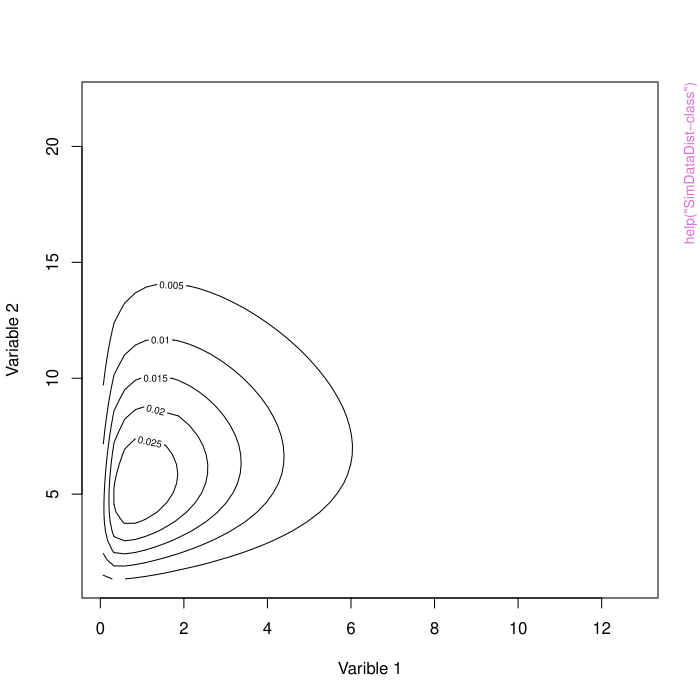

The R source for this figure:
pkgname <- "simsemClassic"
source(file.path(R.home("share"), "R", "examples-header.R"))
options(warn = 1)
options(pager = "console")
library('simsemClassic')

assign(".oldSearch", search(), pos = 'CheckExEnv')
cleanEx()
nameEx("MatrixSet-class")
### * MatrixSet-class

flush(stderr()); flush(stdout())

### Name: MatrixSet-class
### Title: Class '"MatrixSet"'
### Aliases: MatrixSet-class MisspecSet-class summary,MatrixSet-method
###   summary,MisspecSet-method

### ** Examples

showClass("SimSet")

loading <- matrix(0, 6, 2)
loading[1:3, 1] <- NA
loading[4:6, 2] <- NA
loadingValues <- matrix(0, 6, 2)
loadingValues[1:3, 1] <- 0.7
loadingValues[4:6, 2] <- 0.7
LX <- simMatrix(loading, loadingValues)
latent.cor <- matrix(NA, 2, 2)
diag(latent.cor) <- 1
RPH <- symMatrix(latent.cor, 0.5)
error.cor <- matrix(0, 6, 6)
diag(error.cor) <- 1
RTD <- symMatrix(error.cor)
CFA.Model <- simSetCFA(LX = LX, RPH = RPH, RTD = RTD)
MatrixSet <- run(CFA.Model)
summary(MatrixSet)



cleanEx()
nameEx("Null-class")
### * Null-class

flush(stderr()); flush(stdout())

### Name: Nullclass
### Title: Null Objects
### Aliases: NullDataFrame-class NullVector-class NullMatrix-class
###   NullSimMatrix-class NullSymMatrix-class NullSimVector-class
###   NullSimSet-class NullSimEqualCon-class NullSimREqualCon-class
###   NullRSet-class NullSimMisspec-class NullSimDataDist-class
###   NullSimMissing-class NullSimFunction-class
### Keywords: classes

### ** Examples

# No example



cleanEx()
nameEx("SimData-class")
### * SimData-class

flush(stderr()); flush(stdout())

### Name: SimData-class
### Title: Class '"SimData"'
### Aliases: SimData-class run,SimData-method summary,SimData-method
### Keywords: classes

### ** Examples

showClass("SimData")
loading <- matrix(0, 6, 2)
loading[1:3, 1] <- NA
loading[4:6, 2] <- NA
loadingValues <- matrix(0, 6, 2)
loadingValues[1:3, 1] <- 0.7
loadingValues[4:6, 2] <- 0.7
LX <- simMatrix(loading, loadingValues)
latent.cor <- matrix(NA, 2, 2)
diag(latent.cor) <- 1
RPH <- symMatrix(latent.cor, 0.5)
error.cor <- matrix(0, 6, 6)
diag(error.cor) <- 1
RTD <- symMatrix(error.cor)
CFA.Model <- simSetCFA(LY = LX, RPS = RPH, RTE = RTD)
SimData <- simData(CFA.Model, 200)
summary(SimData)
run(SimData)



cleanEx()
nameEx("SimDataDist-class")
### * SimDataDist-class

flush(stderr()); flush(stdout())

### Name: SimDataDist-class
### Title: Class '"SimDataDist"'
### Aliases: SimDataDist-class summary,SimDataDist-method
###   run,SimDataDist-method plotDist,SimDataDist-method
###   extract,SimDataDist-method
### Keywords: classes

### ** Examples

showClass("SimDataDist")

chisq3 <- simChisq(3)
chisq8 <- simChisq(8)
dist <- simDataDist(chisq3, chisq8)
dist2 <- extract(dist, 2)

m <- c(0, 0)
cm <- matrix(c(1, 0.5, 0.5, 1), 2, 2)
n <- 20
dat <- run(dist, n, m, cm)

plotDist(dist, r=0.2)




cleanEx()
nameEx("SimDataOut-class")
### * SimDataOut-class

flush(stderr()); flush(stdout())

### Name: SimDataOut-class
### Title: Class '"SimDataOut"'
### Aliases: SimDataOut-class summary,SimDataOut-method
###   createImpliedMACS,SimDataOut-method
###   summaryPopulation,SimDataOut-method getPopulation,SimDataOut-method
### Keywords: classes

### ** Examples

showClass("SimDataOut")
loading <- matrix(0, 6, 1)
loading[1:6, 1] <- NA
LX <- simMatrix(loading, 0.7)
RPH <- symMatrix(diag(1))
RTD <- symMatrix(diag(6))
CFA.Model <- simSetCFA(LY = LX, RPS = RPH, RTE = RTD)
SimData <- simData(CFA.Model, 500)
SimModel <- simModel(CFA.Model)
Data <- run(SimData, dataOnly=FALSE)
Result <- run(SimModel, Data)
summary(Data)
summaryPopulation(Data)
mis <- getPopulation(Data, misspec=TRUE)



cleanEx()
nameEx("SimEqualCon-class")
### * SimEqualCon-class

flush(stderr()); flush(stdout())

### Name: SimEqualCon-class
### Title: Class '"SimEqualCon"'
### Aliases: SimEqualCon-class summary,SimEqualCon-method
### Keywords: classes

### ** Examples

showClass("SimEqualCon")
constraint1 <- matrix(1, 3, 2)
constraint1[,1] <- 1:3
rownames(constraint1) <- rep("LY", 3)
constraint2 <- matrix(2, 3, 2)
constraint2[,1] <- 4:6
rownames(constraint2) <- rep("LY", 3)
constraint3 <- matrix(3, 2, 2)
constraint3[,1] <- 7:8
rownames(constraint3) <- rep("LY", 2)
equal.loading <- simEqualCon(constraint1, constraint2, constraint3, modelType="SEM")
summary(equal.loading)



cleanEx()
nameEx("SimFunction-class")
### * SimFunction-class

flush(stderr()); flush(stdout())

### Name: SimFunction-class
### Title: Class '"SimFunction"'
### Aliases: SimFunction-class summary,SimFunction-method
###   run,SimFunction-method
### Keywords: classes

### ** Examples

showClass("SimFunction")

n65 <- simNorm(0.6, 0.05)
u35 <- simUnif(0.3, 0.5)
u68 <- simUnif(0.6, 0.8)
u2 <- simUnif(-0.2, 0.2)
n1 <- simNorm(0, 0.1)

loading <- matrix(0, 9, 3)
loading[1:3, 1] <- NA
loading[4:6, 2] <- NA
loading[7:9, 3] <- NA
loading.start <- matrix("", 9, 3)
loading.start[1:3, 1] <- 0.7
loading.start[4:6, 2] <- 0.7
loading.start[7:9, 3] <- "u68"
LY <- simMatrix(loading, loading.start)

RTE <- symMatrix(diag(9))

factor.cor <- diag(3)
factor.cor[1, 2] <- factor.cor[2, 1] <- NA
RPS <- symMatrix(factor.cor, 0.5)

path <- matrix(0, 3, 3)
path[3, 1:2] <- NA
path.start <- matrix(0, 3, 3)
path.start[3, 1] <- "n65"
path.start[3, 2] <- "u35"
BE <- simMatrix(path, path.start)

datGen <- simSetSEM(BE=BE, LY=LY, RPS=RPS, RTE=RTE)

loading.trivial <- matrix(NA, 9, 3)
loading.trivial[is.na(loading)] <- 0
LY.trivial <- simMatrix(loading.trivial, "u2")

error.cor.trivial <- matrix(NA, 9, 9)
diag(error.cor.trivial) <- 0
RTE.trivial <- symMatrix(error.cor.trivial, "n1")

misGen <- simMisspecSEM(LY = LY.trivial, RTE = RTE.trivial)

Data.Mis <- simData(datGen, 300, misspec=misGen)

loading <- matrix(0, 12, 4)
loading[1:3, 1] <- NA
loading[4:6, 2] <- NA
loading[7:9, 4] <- NA
loading[10:12, 3] <- NA

path <- matrix(0, 4, 4)
path[4, 1:3] <- NA

analysis <- simParamSEM(BE=path, LY=loading)

Model <- simModel(analysis)

# Find the products of indicators
newFUN <- function(data, var1, var2, namesProd) {
	prod <- data[,var1] * data[,var2]
	colnames(prod) <- namesProd
	return(data.frame(data, prod))
}

fun <- simFunction(newFUN, var1=paste("y", 1:3, sep=""), var2=paste("y", 4:6, sep=""), namesProd=paste("y", 10:12, sep=""))

# Real simulation will need more than just 10 replications
Output <- simResult(10, Data.Mis, Model, objFunction=fun)
summary(Output)

# Example of using the simfunction
mc <- simFunction(newFUN, var1=1:3, var2=4:6, namesProd=paste("y", 10:12, sep=""))
run(mc, attitude[,-1])
summary(mc)



cleanEx()
nameEx("SimGenLabels-class")
### * SimGenLabels-class

flush(stderr()); flush(stdout())

### Name: SimGenLabels-class
### Title: Class '"SimGenLabels"'
### Aliases: SimGenLabels-class run,SimGenLabels-method
### Keywords: classes

### ** Examples

# No example



cleanEx()
nameEx("SimMatrix-class")
### * SimMatrix-class

flush(stderr()); flush(stdout())

### Name: SimMatrix-class
### Title: Matrix object: Random parameters matrix
### Aliases: SimMatrix-class run,SimMatrix-method
###   summaryShort,SimMatrix-method summary,SimMatrix-method
###   extract,SimMatrix-method
### Keywords: classes

### ** Examples

showClass("SimMatrix")

loading <- matrix(0, 6, 2)
loading[1:3, 1] <- NA
loading[4:6, 2] <- NA
loadingValues <- matrix(0, 6, 2)
loadingValues[1:3, 1] <- 0.7
loadingValues[4:6, 2] <- 0.7
LX <- simMatrix(loading, loadingValues)
summary(LX)
run(LX)

n65 <- simNorm(0.6, 0.05)
LY <- simMatrix(loading, "n65")
summary(LY)
run(LY)

u34 <- simUnif(0.3, 0.4)
LY <- adjust(LY, "u34", c(2, 1))
summary(LY)
run(LY)
summaryShort(LY)

LY <- extract(LY, 1:3, 1)
summary(LY)



cleanEx()
nameEx("SimMissing-class")
### * SimMissing-class

flush(stderr()); flush(stdout())

### Name: SimMissing-class
### Title: Class '"SimMissing"'
### Aliases: SimMissing-class summary,SimMissing-method
###   run,SimMissing-method
### Keywords: classes

### ** Examples

# No Example



cleanEx()
nameEx("SimMisspec-class")
### * SimMisspec-class

flush(stderr()); flush(stdout())

### Name: SimMisspec-class
### Title: Class '"SimMisspec"'
### Aliases: SimMisspec-class run,SimMisspec-method
###   summary,SimMisspec-method
### Keywords: classes

### ** Examples

showClass("SimMisspec")
n01 <- simNorm(0, 0.1)
error.cor.Mis <- matrix(NA, 6, 6)
diag(error.cor.Mis) <- 1
RTD.Mis <- symMatrix(error.cor.Mis, "n01")
CFA.Model.Mis <- simMisspecCFA(RTD=RTD.Mis)



cleanEx()
nameEx("SimModel-class")
### * SimModel-class

flush(stderr()); flush(stdout())

### Name: SimModel-class
### Title: Class '"SimModel"'
### Aliases: SimModel-class run,SimModel-method summary,SimModel-method
### Keywords: classes

### ** Examples

showClass("SimModel")
loading <- matrix(0, 6, 2)
loading[1:3, 1] <- NA
loading[4:6, 2] <- NA
loadingValues <- matrix(0, 6, 2)
loadingValues[1:3, 1] <- 0.7
loadingValues[4:6, 2] <- 0.7
LX <- simMatrix(loading, loadingValues)
latent.cor <- matrix(NA, 2, 2)
diag(latent.cor) <- 1
RPH <- symMatrix(latent.cor, 0.5)
error.cor <- matrix(0, 6, 6)
diag(error.cor) <- 1
RTD <- symMatrix(error.cor)
CFA.Model <- simSetCFA(LX = LX, RPH = RPH, RTD = RTD)
SimModel <- simModel(CFA.Model)
summary(SimModel)



cleanEx()
nameEx("SimModelMIOut-class")
### * SimModelMIOut-class

flush(stderr()); flush(stdout())

### Name: SimModelMIOut-class
### Title: Class '"SimModelMIOut"'
### Aliases: SimModelMIOut-class
### Keywords: classes

### ** Examples

showClass("SimModelMIOut")
loading <- matrix(0, 6, 1)
loading[1:6, 1] <- NA
LX <- simMatrix(loading, 0.7)
RPH <- symMatrix(diag(1))
RTD <- symMatrix(diag(6))
CFA.Model <- simSetCFA(LY = LX, RPS = RPH, RTE = RTD)
SimData <- simData(CFA.Model, 500)
SimModel <- simModel(CFA.Model)
SimMissing <- simMissing(pmMCAR=0.05, numImps=5)
Data <- run(SimData)
Data <- run(SimMissing, Data)
Result <- run(SimModel, Data, SimMissing)
summary(Result)



cleanEx()
nameEx("SimModelOut-class")
### * SimModelOut-class

flush(stderr()); flush(stdout())

### Name: SimModelOut-class
### Title: Class '"SimModelOut"'
### Aliases: SimModelOut-class summary,SimModelOut-method
###   createImpliedMACS,SimModelOut-method
###   summaryPopulation,SimModelOut-method getPopulation,SimModelOut-method
###   setPopulation,SimModelOut,SimRSet-method
###   setPopulation,SimModelOut,SimSet-method
### Keywords: classes

### ** Examples

showClass("SimModelOut")
loading <- matrix(0, 6, 1)
loading[1:6, 1] <- NA
LX <- simMatrix(loading, 0.7)
RPH <- symMatrix(diag(1))
RTD <- symMatrix(diag(6))
CFA.Model <- simSetCFA(LY = LX, RPS = RPH, RTE = RTD)
SimData <- simData(CFA.Model, 500)
SimModel <- simModel(CFA.Model)
Data <- run(SimData)
Result <- run(SimModel, Data)
summary(Result)
summaryParam(Result)
summaryPopulation(Result)
param <- getPopulation(Result)
Result2 <- setPopulation(Result, param)
Result3 <- setPopulation(Result, CFA.Model)



cleanEx()
nameEx("SimParam-class")
### * SimParam-class

flush(stderr()); flush(stdout())

### Name: SimParam-class
### Title: Class '"SimParam"'
### Aliases: SimParam-class summary,SimParam-method

### ** Examples

showClass("SimParam")

library(lavaan)
loading <- matrix(0, 9, 3)
loading[1:3, 1] <- NA
loading[4:6, 2] <- NA
loading[7:9, 3] <- NA
HS.Model <- simParamCFA(LX = loading)
summary(HS.Model)
SimModel <- simModel(HS.Model, indLab=paste("x", 1:9, sep=""))
out <- run(SimModel, HolzingerSwineford1939)
summary(out)

HS.Model2 <- extract(HS.Model, y=1:3)
summary(HS.Model2)



cleanEx()
nameEx("SimREqualCon-class")
### * SimREqualCon-class

flush(stderr()); flush(stdout())

### Name: SimREqualCon-class
### Title: Class '"SimREqualCon"'
### Aliases: SimREqualCon-class summary,SimREqualCon-method
### Keywords: classes

### ** Examples

# No example



cleanEx()
nameEx("SimResult-class")
### * SimResult-class

flush(stderr()); flush(stdout())

### Name: SimResult-class
### Title: Class '"SimResult"'
### Aliases: SimResult-class summary,SimResult-method
###   summaryPopulation,SimResult-method getPopulation,SimResult-method
###   setPopulation,SimResult,data.frame-method
###   setPopulation,SimResult,SimSet-method
###   setPopulation,SimResult,VirtualRSet-method
### Keywords: classes

### ** Examples

showClass("SimResult")
loading <- matrix(0, 6, 1)
loading[1:6, 1] <- NA
LX <- simMatrix(loading, 0.7)
RPH <- symMatrix(diag(1))
RTD <- symMatrix(diag(6))
CFA.Model <- simSetCFA(LY = LX, RPS = RPH, RTE = RTD)
SimData <- simData(CFA.Model, 500)
SimModel <- simModel(CFA.Model)
# We make the examples running only 5 replications to save time.
# In reality, more replications are needed.
Output <- simResult(5, SimData, SimModel)
summary(Output)
getCutoff(Output, 0.05)
summaryParam(Output)
summaryPopulation(Output)
param <- getPopulation(Output)
Output <- setPopulation(Output, param)
Output2 <- setPopulation(Output, CFA.Model)



cleanEx()
nameEx("SimResultParam-class")
### * SimResultParam-class

flush(stderr()); flush(stdout())

### Name: SimResultParam-class
### Title: Class '"SimResultParam"'
### Aliases: SimResultParam-class summary,SimResultParam-method
###   summaryParam,SimResultParam-method
### Keywords: classes

### ** Examples

showClass("SimResultParam")

u35 <- simUnif(0.3, 0.5)
u57 <- simUnif(0.5, 0.7)
u1 <- simUnif(-0.1, 0.1)
n31 <- simNorm(0.3, 0.1)

path.BE <- matrix(0, 4, 4)
path.BE[3, 1:2] <- NA
path.BE[4, 3] <- NA
starting.BE <- matrix("", 4, 4)
starting.BE[3, 1:2] <- "u35"
starting.BE[4, 3] <- "u57"
BE <- simMatrix(path.BE, starting.BE)

residual.error <- diag(4)
residual.error[1,2] <- residual.error[2,1] <- NA
RPS <- symMatrix(residual.error, "n31")

ME <- simVector(rep(NA, 4), 0)

Path.Model <- simSetPath(RPS = RPS, BE = BE, ME = ME)

mis.path.BE <- matrix(0, 4, 4)
mis.path.BE[4, 1:2] <- NA
mis.BE <- simMatrix(mis.path.BE, "u1")
Path.Mis.Model <- simMisspecPath(BE = mis.BE, misfitType="rmsea") #, misfitBound=c(0.05, 0.08))

# The number of replications in actual analysis should be much more than 5
ParamObject <- simResultParam(5, Path.Model, Path.Mis.Model)
summary(ParamObject)



cleanEx()
nameEx("SimSet-class")
### * SimSet-class

flush(stderr()); flush(stdout())

### Name: SimSet-class
### Title: Class '"SimSet"'
### Aliases: SimSet-class run,SimSet-method summary,SimSet-method
###   extract,SimSet-method

### ** Examples

showClass("SimSet")

loading <- matrix(0, 6, 2)
loading[1:3, 1] <- NA
loading[4:6, 2] <- NA
loadingValues <- matrix(0, 6, 2)
loadingValues[1:3, 1] <- 0.7
loadingValues[4:6, 2] <- 0.7
LX <- simMatrix(loading, loadingValues)
summary(LX)

latent.cor <- matrix(NA, 2, 2)
diag(latent.cor) <- 1
RPH <- symMatrix(latent.cor, 0.5)

# Error Correlation Object
error.cor <- matrix(0, 6, 6)
diag(error.cor) <- 1
RTD <- symMatrix(error.cor)

CFA.Model <- simSetCFA(LX = LX, RPH = RPH, RTD = RTD)
summary(CFA.Model)
#run(CFA.Model)

CFA.Model2 <- extract(CFA.Model, y=1:3, e=1)
summary(CFA.Model2)



cleanEx()
nameEx("SimVector-class")
### * SimVector-class

flush(stderr()); flush(stdout())

### Name: SimVector-class
### Title: Vector object: Random parameters vector
### Aliases: SimVector-class run,SimVector-method
###   summaryShort,SimVector-method summary,SimVector-method
###   extract,SimVector-method
### Keywords: classes

### ** Examples

showClass("SimVector")

factor.mean <- rep(NA, 2)
factor.mean.starting <- c(5, 2)
AL <- simVector(factor.mean, factor.mean.starting)
run(AL)
summary(AL)
summaryShort(AL)

n01 <- simNorm(0, 1)
AL <- adjust(AL, "n01", 2)
run(AL)
summary(AL)

AL <- extract(AL, 1)
summary(AL)



cleanEx()
nameEx("SymMatrix-class")
### * SymMatrix-class

flush(stderr()); flush(stdout())

### Name: SymMatrix-class
### Title: Symmetric matrix object: Random parameters symmetric matrix
### Aliases: SymMatrix-class run,SymMatrix-method summary,SymMatrix-method
### Keywords: classes

### ** Examples

showClass("SymMatrix")

latent.cor <- matrix(NA, 3, 3)
diag(latent.cor) <- 1
RPH <- symMatrix(latent.cor, 0.5)

u46 <- simUnif(0.4, 0.6)
RPH <- adjust(RPH, "u46", c(3,2))
summary(RPH)
summaryShort(RPH)
run(RPH)



cleanEx()
nameEx("VirtualDist-class")
### * VirtualDist-class

flush(stderr()); flush(stdout())

### Name: VirtualDist-class
### Title: Distribution Objects
### Aliases: VirtualDist-class SimBeta-class SimBinom-class SimCauchy-class
###   SimChisq-class SimExp-class SimF-class SimGamma-class SimGeom-class
###   SimHyper-class SimLnorm-class SimLogis-class SimNbinom-class
###   SimNorm-class SimPois-class SimT-class SimUnif-class SimWeibull-class
###   run,SimBeta-method run,SimBinom-method run,SimCauchy-method
###   run,SimChisq-method run,SimExp-method run,SimF-method
###   run,SimGamma-method run,SimGeom-method run,SimHyper-method
###   run,SimLnorm-method run,SimLogis-method run,SimNbinom-method
###   run,SimNorm-method run,SimPois-method run,SimT-method
###   run,SimUnif-method run,SimWeibull-method summary,SimBeta-method
###   summary,SimBinom-method summary,SimCauchy-method
###   summary,SimChisq-method summary,SimExp-method summary,SimF-method
###   summary,SimGamma-method summary,SimGeom-method
###   summary,SimHyper-method summary,SimLnorm-method
###   summary,SimLogis-method summary,SimNbinom-method
###   summary,SimNorm-method summary,SimPois-method summary,SimT-method
###   summary,SimUnif-method summary,SimWeibull-method
###   summaryShort,SimBeta-method summaryShort,SimBinom-method
###   summaryShort,SimCauchy-method summaryShort,SimChisq-method
###   summaryShort,SimExp-method summaryShort,SimF-method
###   summaryShort,SimGamma-method summaryShort,SimGeom-method
###   summaryShort,SimHyper-method summaryShort,SimLnorm-method
###   summaryShort,SimLogis-method summaryShort,SimNbinom-method
###   summaryShort,SimNorm-method summaryShort,SimPois-method
###   summaryShort,SimT-method summaryShort,SimUnif-method
###   summaryShort,SimWeibull-method toFunction,SimBeta-method
###   toFunction,SimBinom-method toFunction,SimCauchy-method
###   toFunction,SimChisq-method toFunction,SimExp-method
###   toFunction,SimF-method toFunction,SimGamma-method
###   toFunction,SimGeom-method toFunction,SimHyper-method
###   toFunction,SimLnorm-method toFunction,SimLogis-method
###   toFunction,SimNbinom-method toFunction,SimNorm-method
###   toFunction,SimPois-method toFunction,SimT-method
###   toFunction,SimUnif-method toFunction,SimWeibull-method
###   plotDist,VirtualDist-method skew,VirtualDist-method
###   kurtosis,VirtualDist-method
### Keywords: classes

### ** Examples

showClass("VirtualDist")
u1 <- simUnif(0, 1)
chi3 <- simChisq(3)
summary(chi3)
skew(chi3)
kurtosis(chi3)
plotDist(chi3)
plotDist(chi3, reverse=TRUE)



cleanEx()
nameEx("VirtualRSet-class")
### * VirtualRSet-class

flush(stderr()); flush(stdout())

### Name: ParameterSet
### Title: Class '"VirtualRSet"', '"SimLabels"' and '"SimRSet"'
### Aliases: VirtualRSet-class SimRSet-class SimLabels-class
###   summary,VirtualRSet-method summary,SimRSet-method
###   summary,SimLabels-method

### ** Examples

# No example



cleanEx()
nameEx("adjust")
### * adjust

flush(stderr()); flush(stdout())

### Name: adjust
### Title: Change an element in 'SimMatrix', 'SymMatrix', or 'SimVector'.
### Aliases: adjust adjust-methods adjust,ANY-method
###   adjust,SimMatrix-method adjust,SymMatrix-method
###   adjust,SimVector-method

### ** Examples

loading <- matrix(0, 6, 2)
loading[1:3, 1] <- NA
loading[4:6, 2] <- NA
LX <- simMatrix(loading, 0.7)
summary(LX)
run(LX)

u34 <- simUnif(0.3, 0.4)
LX <- adjust(LX, "u34", c(2, 1))
summary(LX)
run(LX)

LX <- adjust(LX, 0, c(2,1))
LX <- adjust(LX, 0.5, c(2,2), FALSE)
summary(LX)
run(LX)

factor.mean <- rep(NA, 2)
factor.mean.starting <- c(5, 2)
AL <- simVector(factor.mean, factor.mean.starting)
run(AL)
summary(AL)

n01 <- simNorm(0, 1)
AL <- adjust(AL, "n01", 2)
run(AL)
summary(AL)



cleanEx()
nameEx("anova")
### * anova

flush(stderr()); flush(stdout())

### Name: anova
### Title: Provide a comparison of nested models and nonnested models
###   across replications
### Aliases: anova,SimResult-method anova,SimModelOut-method
###   anova,SimModelMIOut-method

### ** Examples

loading1 <- matrix(0, 6, 1)
loading1[1:6, 1] <- NA
loading2 <- loading1
loading2[6,1] <- 0
LX1 <- simMatrix(loading1, 0.7)
LX2 <- simMatrix(loading2, 0.7)
RPH <- symMatrix(diag(1))
RTD <- symMatrix(diag(6))
CFA.Model1 <- simSetCFA(LY = LX1, RPS = RPH, RTE = RTD)
CFA.Model2 <- simSetCFA(LY = LX2, RPS = RPH, RTE = RTD)
SimData <- simData(CFA.Model1, 500)
SimModel1 <- simModel(CFA.Model1)
SimModel2 <- simModel(CFA.Model2)
# We make the examples running only 5 replications to save time.
# In reality, more replications are needed.
# Need to make sure that both simResult calls have the same seed!
Output1 <- simResult(5, SimData, SimModel1, seed=123567)
Output2 <- simResult(5, SimData, SimModel2, seed=123567)
anova(Output1, Output2)

Output1b <- simResult(NULL, SimData, SimModel1, seed=123567, n=seq(50, 500, 50))
Output2b <- simResult(NULL, SimData, SimModel2, seed=123567, n=seq(50, 500, 50))
anova(Output1b, Output2b)



cleanEx()
nameEx("blankParameters")
### * blankParameters

flush(stderr()); flush(stdout())

### Name: blankParameters
### Title: Change all elements in the non-null objects to be all NAs.
### Aliases: blankParameters

### ** Examples

# No example



cleanEx()
nameEx("centralMoment")
### * centralMoment

flush(stderr()); flush(stdout())

### Name: centralMoment
### Title: Calculate central moments of a variable
### Aliases: centralMoment

### ** Examples

# This function is not public.

# centralMoment(1:5, 2)



cleanEx()
nameEx("checkInputValue")
### * checkInputValue

flush(stderr()); flush(stdout())

### Name: checkInputValue
### Title: Check the value argument in the matrix, symmetric matrix, or
###   vector objects
### Aliases: checkInputValue checkInputValueVector

### ** Examples

# No example



cleanEx()
nameEx("clean")
### * clean

flush(stderr()); flush(stdout())

### Name: clean
### Title: Extract only converged replications in the result objects
### Aliases: clean

### ** Examples

# No example



cleanEx()
nameEx("cleanSimResult")
### * cleanSimResult

flush(stderr()); flush(stdout())

### Name: cleanSimResult
### Title: Extract only converged replications in the result object
### Aliases: cleanSimResult

### ** Examples

# No example



cleanEx()
nameEx("collapseExo")
### * collapseExo

flush(stderr()); flush(stdout())

### Name: collapseExo
### Title: Collapse all exogenous variables and put all in endogenous side
###   only.
### Aliases: collapseExo

### ** Examples

# No example



cleanEx()
nameEx("combineLatentCorExoEndo")
### * combineLatentCorExoEndo

flush(stderr()); flush(stdout())

### Name: combineLatentCorExoEndo
### Title: Combine exogenous factor correlation and endogenous factor
###   correlation into a single matrix
### Aliases: combineLatentCorExoEndo

### ** Examples

# No example



cleanEx()
nameEx("combineLoadingExoEndo")
### * combineLoadingExoEndo

flush(stderr()); flush(stdout())

### Name: combineLoadingExoEndo
### Title: Combine factor loading from the exogenous and endogenous sides
###   into a single matrix
### Aliases: combineLoadingExoEndo

### ** Examples

# No example



cleanEx()
nameEx("combineMeasurementErrorExoEndo")
### * combineMeasurementErrorExoEndo

flush(stderr()); flush(stdout())

### Name: combineMeasurementErrorExoEndo
### Title: Combine measurement error correlation from the exogenous and
###   endogenous sides into a single matrix
### Aliases: combineMeasurementErrorExoEndo

### ** Examples

# No example



cleanEx()
nameEx("combineObject")
### * combineObject

flush(stderr()); flush(stdout())

### Name: combineObject
### Title: Combine by summing or binding two objects together.
### Aliases: combineObject combineObject-methods
###   combineObject,ANY,ANY-method combineObject,SimMatrix,SimMatrix-method
###   combineObject,SimVector,SimVector-method
###   combineObject,vector,vector-method combineObject,matrix,matrix-method
###   combineObject,MatrixSet,MatrixSet-method
###   combineObject,SimParam,list-method

### ** Examples

# No example



cleanEx()
nameEx("combinePathExoEndo")
### * combinePathExoEndo

flush(stderr()); flush(stdout())

### Name: combinePathExoEndo
### Title: Combine the regression coefficient matrices
### Aliases: combinePathExoEndo

### ** Examples

# No example



cleanEx()
nameEx("constantVector")
### * constantVector

flush(stderr()); flush(stdout())

### Name: constantVector
### Title: Create a constant vector object
### Aliases: constantVector

### ** Examples

# This function is not public.

# constantVector(0, 5)



cleanEx()
nameEx("constrainMatrices")
### * constrainMatrices

flush(stderr()); flush(stdout())

### Name: constrainMatrices
### Title: Impose an equality constraint in an object
### Aliases: constrainMatrices constrainMatrices-methods
###   constrainMatrices,ANY,ANY-method
###   constrainMatrices,MatrixSet,SimEqualCon-method

### ** Examples

# No example



cleanEx()
nameEx("continuousPower")
### * continuousPower

flush(stderr()); flush(stdout())

### Name: continuousPower
### Title: Find power of model parameters when simulations have randomly
###   varying parameters
### Aliases: continuousPower

### ** Examples

## Not run: 
##D # Specify Sample Size by n
##D loading <- matrix(0, 6, 1)
##D loading[1:6, 1] <- NA
##D LX <- simMatrix(loading, 0.7)
##D RPH <- symMatrix(diag(1))
##D RTD <- symMatrix(diag(6))
##D CFA.Model <- simSetCFA(LY = LX, RPS = RPH, RTE = RTD)
##D SimData <- simData(CFA.Model, 500)
##D SimModel <- simModel(CFA.Model)
##D # We will use only 5 replications to save time.
##D # In reality, more replications are needed.
##D 
##D # Specify both sample size and percent missing completely at random
##D Output <- simResult(NULL, SimData, SimModel, n=seq(100, 200, 20), pmMCAR=c(0, 0.1, 0.2))
##D summary(Output)
##D 
##D Cpow <- continuousPower(Output, contN = TRUE, contMCAR = TRUE)
##D Cpow
##D 
##D Cpow2 <- continuousPower(Output, contN = TRUE, contMCAR = TRUE, pred=list(N = 200, pmMCAR = 0.3))
##D Cpow2
## End(Not run)



cleanEx()
nameEx("countFreeParameters")
### * countFreeParameters

flush(stderr()); flush(stdout())

### Name: countFreeParameters
### Title: Count how many free parameters in the target object
### Aliases: countFreeParameters countFreeParameters-methods
###   countFreeParameters,ANY-method countFreeParameters,SimMatrix-method
###   countFreeParameters,SymMatrix-method
###   countFreeParameters,SimVector-method
###   countFreeParameters,SimSet-method countFreeParameters,matrix-method
###   countFreeParameters,vector-method
###   countFreeParameters,VirtualRSet-method
###   countFreeParameters,SimEqualCon-method
###   countFreeParameters,SimREqualCon-method

### ** Examples

# No example



cleanEx()
nameEx("countMACS")
### * countMACS

flush(stderr()); flush(stdout())

### Name: countMACS
### Title: Count the number of elements in the sufficient statistics
### Aliases: countMACS

### ** Examples

# No example



cleanEx()
nameEx("cov2corMod")
### * cov2corMod

flush(stderr()); flush(stdout())

### Name: cov2corMod
### Title: Convert a covariance matrix to a correlation matrix
### Aliases: cov2corMod

### ** Examples

# No example



cleanEx()
nameEx("createData")
### * createData

flush(stderr()); flush(stdout())

### Name: createData
### Title: Create data from model parameters
### Aliases: createData

### ** Examples

# No example



cleanEx()
nameEx("createFreeParameters")
### * createFreeParameters

flush(stderr()); flush(stdout())

### Name: createFreeParameters
### Title: Create a free parameters object from a model specification
### Aliases: createFreeParameters

### ** Examples

# No comment out because this function is not public

# loading <- matrix(0, 6, 2)
# loading[1:3, 1] <- NA
# loading[4:6, 2] <- NA
# loadingValues <- matrix(0, 6, 2)
# loadingValues[1:3, 1] <- 0.7
# loadingValues[4:6, 2] <- 0.7
# LX <- simMatrix(loading, loadingValues)
# latent.cor <- matrix(NA, 2, 2)
# diag(latent.cor) <- 1
# RPH <- symMatrix(latent.cor, 0.5)
# error.cor <- matrix(0, 6, 6)
# diag(error.cor) <- 1
# RTD <- symMatrix(error.cor)
# indicator.mean <- rep(NA, 6)
# MX <- simVector(indicator.mean, 0)
# CFA.Model <- simSetCFA(LX = LX, RPH = RPH, RTD = RTD, MX = MX)
# free <- createFreeParameters(CFA.Model)



cleanEx()
nameEx("createImpliedMACS")
### * createImpliedMACS

flush(stderr()); flush(stdout())

### Name: createImpliedMACS
### Title: Create model implied mean vector and covariance matrix
### Aliases: createImpliedMACS createImpliedMACS-methods
###   createImpliedMACS,MatrixSet-method createImpliedMACS,SimRSet-method

### ** Examples

loading <- matrix(0, 6, 2)
loading[1:3, 1] <- NA
loading[4:6, 2] <- NA
loadingValues <- matrix(0, 6, 2)
loadingValues[1:3, 1] <- 0.7
loadingValues[4:6, 2] <- 0.7
LX <- simMatrix(loading, loadingValues)
latent.cor <- matrix(NA, 2, 2)
diag(latent.cor) <- 1
RPH <- symMatrix(latent.cor, 0.5)
error.cor <- matrix(0, 6, 6)
diag(error.cor) <- 1
RTD <- symMatrix(error.cor)
CFA.Model <- simSetCFA(LY = LX, RPS = RPH, RTE = RTD)
param <- run(CFA.Model)
createImpliedMACS(param)



cleanEx()
nameEx("defaultStartingValues")
### * defaultStartingValues

flush(stderr()); flush(stdout())

### Name: defaultStartingValues
### Title: Make ad hoc starting values
### Aliases: defaultStartingValues

### ** Examples

# No example



cleanEx()
nameEx("divideObject")
### * divideObject

flush(stderr()); flush(stdout())

### Name: divideObject
### Title: Make a division on each element of the object
### Aliases: divideObject divideObject-methods divideObject,ANY-method
###   divideObject,vector,numeric-method divideObject,matrix,numeric-method
###   divideObject,MatrixSet,numeric-method

### ** Examples

# No example



cleanEx()
nameEx("drawParameters")
### * drawParameters

flush(stderr()); flush(stdout())

### Name: drawParameters
### Title: Create parameter sets (with or without model misspecification)
###   from the data object
### Aliases: drawParameters

### ** Examples

# No example



cleanEx()
nameEx("drawParametersMisspec")
### * drawParametersMisspec

flush(stderr()); flush(stdout())

### Name: drawParametersMisspec
### Title: Create parameter sets (with or without model misspecification)
###   from the parameter with or without misspecification set
### Aliases: drawParametersMisspec

### ** Examples

# No example



cleanEx()
nameEx("expandMatrices")
### * expandMatrices

flush(stderr()); flush(stdout())

### Name: expandMatrices
### Title: Expand the set of intercept and covariance matrices into the set
###   of intercept/mean and covariance/correlation/variance objects
### Aliases: expandMatrices

### ** Examples

# No example



cleanEx()
nameEx("extract")
### * extract

flush(stderr()); flush(stdout())

### Name: extract
### Title: Extract a part of an object
### Aliases: extract extract-methods extract,vector-method
###   extract,matrix-method extract,VirtualRSet-method
###   extract,data.frame-method

### ** Examples

extract(1:10, c(4, 5))
extract(diag(3), 1, 2:3)



cleanEx()
nameEx("extractLavaanFit")
### * extractLavaanFit

flush(stderr()); flush(stdout())

### Name: extractLavaanFit
### Title: Extract fit indices from the lavaan object
### Aliases: extractLavaanFit

### ** Examples

# No example



cleanEx()
nameEx("extractMatrixNames")
### * extractMatrixNames

flush(stderr()); flush(stdout())

### Name: extractMatrixNames
### Title: Extract a vector of parameter names based on specified rows and
###   columns
### Aliases: extractMatrixNames

### ** Examples

# The function is not public

# vec <- c("LY1_1", "LY2_1", "LY3_1", "LY4_2", "LY5_2", "LY6_2", "LY7_3")
# extractMatrixNames(vec, 5:6, 2)



cleanEx()
nameEx("extractOpenMxFit")
### * extractOpenMxFit

flush(stderr()); flush(stdout())

### Name: extractOpenMxFit
### Title: Extract the fit indices reported by the 'OpenMx' result
### Aliases: extractOpenMxFit

### ** Examples

# No example



cleanEx()
nameEx("extractVectorNames")
### * extractVectorNames

flush(stderr()); flush(stdout())

### Name: extractVectorNames
### Title: Extract a vector of parameter names based on specified elements
### Aliases: extractVectorNames

### ** Examples

# The function is not public

#vec <- c("TY1", "TY2", "TY3", "TY4", "TY5", "TY6", "TY7")
#extractVectorNames(vec, 5:6)



cleanEx()
nameEx("fillParam")
### * fillParam

flush(stderr()); flush(stdout())

### Name: fillParam
### Title: Fill in other objects based on the parameter values of current
###   objects
### Aliases: fillParam

### ** Examples

# No example



cleanEx()
nameEx("find2Dhist")
### * find2Dhist

flush(stderr()); flush(stdout())

### Name: find2Dhist
### Title: Fit the 2D Kernel Density Estimate
### Aliases: find2Dhist

### ** Examples

# No example



cleanEx()
nameEx("findFactorIntercept")
### * findFactorIntercept

flush(stderr()); flush(stdout())

### Name: findFactorIntercept
### Title: Find factor intercept from regression coefficient matrix and
###   factor total means
### Aliases: findFactorIntercept

### ** Examples

path <- matrix(0, 9, 9)
path[4, 1] <- path[7, 4] <- 0.6
path[5, 2] <- path[8, 5] <- 0.6
path[6, 3] <- path[9, 6] <- 0.6
path[5, 1] <- path[8, 4] <- 0.4
path[6, 2] <- path[9, 5] <- 0.4
factorMean <- c(5, 2, 3, 0, 0, 0, 0, 0, 0)
findFactorIntercept(path, factorMean)



cleanEx()
nameEx("findFactorMean")
### * findFactorMean

flush(stderr()); flush(stdout())

### Name: findFactorMean
### Title: Find factor total means from regression coefficient matrix and
###   factor intercept
### Aliases: findFactorMean

### ** Examples

path <- matrix(0, 9, 9)
path[4, 1] <- path[7, 4] <- 0.6
path[5, 2] <- path[8, 5] <- 0.6
path[6, 3] <- path[9, 6] <- 0.6
path[5, 1] <- path[8, 4] <- 0.4
path[6, 2] <- path[9, 5] <- 0.4
intcept <- c(5, 2, 3, 0, 0, 0, 0, 0, 0)
findFactorMean(path, intcept)



cleanEx()
nameEx("findFactorResidualVar")
### * findFactorResidualVar

flush(stderr()); flush(stdout())

### Name: findFactorResidualVar
### Title: Find factor residual variances from regression coefficient
###   matrix, factor (residual) correlations, and total factor variances
### Aliases: findFactorResidualVar

### ** Examples

path <- matrix(0, 9, 9)
path[4, 1] <- path[7, 4] <- 0.6
path[5, 2] <- path[8, 5] <- 0.6
path[6, 3] <- path[9, 6] <- 0.6
path[5, 1] <- path[8, 4] <- 0.4
path[6, 2] <- path[9, 5] <- 0.4
facCor <- diag(9)
facCor[1, 2] <- facCor[2, 1] <- 0.4
facCor[1, 3] <- facCor[3, 1] <- 0.4
facCor[2, 3] <- facCor[3, 2] <- 0.4
totalVar <- rep(1, 9)
findFactorResidualVar(path, facCor, totalVar)



cleanEx()
nameEx("findFactorTotalCov")
### * findFactorTotalCov

flush(stderr()); flush(stdout())

### Name: findFactorTotalCov
### Title: Find factor total covariance from regression coefficient matrix,
###   factor residual covariance
### Aliases: findFactorTotalCov

### ** Examples

path <- matrix(0, 9, 9)
path[4, 1] <- path[7, 4] <- 0.6
path[5, 2] <- path[8, 5] <- 0.6
path[6, 3] <- path[9, 6] <- 0.6
path[5, 1] <- path[8, 4] <- 0.4
path[6, 2] <- path[9, 5] <- 0.4
facCor <- diag(9)
facCor[1, 2] <- facCor[2, 1] <- 0.4
facCor[1, 3] <- facCor[3, 1] <- 0.4
facCor[2, 3] <- facCor[3, 2] <- 0.4
residualVar <- c(1, 1, 1, 0.64, 0.288, 0.288, 0.64, 0.29568, 0.21888)
findFactorTotalCov(path, corPsi=facCor, errorVarPsi=residualVar)



cleanEx()
nameEx("findFactorTotalVar")
### * findFactorTotalVar

flush(stderr()); flush(stdout())

### Name: findFactorTotalVar
### Title: Find factor total variances from regression coefficient matrix,
###   factor (residual) correlations, and factor residual variances
### Aliases: findFactorTotalVar

### ** Examples

path <- matrix(0, 9, 9)
path[4, 1] <- path[7, 4] <- 0.6
path[5, 2] <- path[8, 5] <- 0.6
path[6, 3] <- path[9, 6] <- 0.6
path[5, 1] <- path[8, 4] <- 0.4
path[6, 2] <- path[9, 5] <- 0.4
facCor <- diag(9)
facCor[1, 2] <- facCor[2, 1] <- 0.4
facCor[1, 3] <- facCor[3, 1] <- 0.4
facCor[2, 3] <- facCor[3, 2] <- 0.4
residualVar <- c(1, 1, 1, 0.64, 0.288, 0.288, 0.64, 0.29568, 0.21888)
findFactorTotalVar(path, facCor, residualVar)



cleanEx()
nameEx("findIndIntercept")
### * findIndIntercept

flush(stderr()); flush(stdout())

### Name: findIndIntercept
### Title: Find indicator intercepts from factor loading matrix, total
###   factor mean, and indicator mean.
### Aliases: findIndIntercept

### ** Examples

loading <- matrix(0, 6, 2)
loading[1:3, 1] <- c(0.6, 0.7, 0.8)
loading[4:6, 2] <- c(0.6, 0.7, 0.8)
facMean <- c(0.5, 0.2)
indMean <- rep(1, 6)
findIndIntercept(loading, facMean, indMean)



cleanEx()
nameEx("findIndMean")
### * findIndMean

flush(stderr()); flush(stdout())

### Name: findIndMean
### Title: Find indicator total means from factor loading matrix, total
###   factor mean, and indicator intercept.
### Aliases: findIndMean

### ** Examples

loading <- matrix(0, 6, 2)
loading[1:3, 1] <- c(0.6, 0.7, 0.8)
loading[4:6, 2] <- c(0.6, 0.7, 0.8)
facMean <- c(0.5, 0.2)
intcept <- rep(0, 6)
findIndMean(loading, facMean, intcept)



cleanEx()
nameEx("findIndResidualVar")
### * findIndResidualVar

flush(stderr()); flush(stdout())

### Name: findIndResidualVar
### Title: Find indicator residual variances from factor loading matrix,
###   total factor covariance, and total indicator variances.
### Aliases: findIndResidualVar

### ** Examples

loading <- matrix(0, 6, 2)
loading[1:3, 1] <- c(0.6, 0.7, 0.8)
loading[4:6, 2] <- c(0.6, 0.7, 0.8)
facCov <- matrix(c(1, 0.5, 0.5, 1), 2, 2)
totalVar <- rep(1, 6)
findIndResidualVar(loading, facCov, totalVar)



cleanEx()
nameEx("findIndTotalVar")
### * findIndTotalVar

flush(stderr()); flush(stdout())

### Name: findIndTotalVar
### Title: Find indicator total variances from factor loading matrix, total
###   factor covariance, and indicator residual variances.
### Aliases: findIndTotalVar

### ** Examples

loading <- matrix(0, 6, 2)
loading[1:3, 1] <- c(0.6, 0.7, 0.8)
loading[4:6, 2] <- c(0.6, 0.7, 0.8)
facCov <- matrix(c(1, 0.5, 0.5, 1), 2, 2)
resVar <- c(0.64, 0.51, 0.36, 0.64, 0.51, 0.36)
findIndTotalVar(loading, facCov, resVar)



cleanEx()
nameEx("findPossibleFactorCor")
### * findPossibleFactorCor

flush(stderr()); flush(stdout())

### Name: findPossibleFactorCor
### Title: Find the appropriate position for freely estimated correlation
###   (or covariance) given a regression coefficient matrix
### Aliases: findPossibleFactorCor

### ** Examples

path <- matrix(0, 9, 9)
path[4, 1] <- path[7, 4] <- NA
path[5, 2] <- path[8, 5] <- NA
path[6, 3] <- path[9, 6] <- NA
path[5, 1] <- path[8, 4] <- NA
path[6, 2] <- path[9, 5] <- NA
findPossibleFactorCor(path)



cleanEx()
nameEx("findPower")
### * findPower

flush(stderr()); flush(stdout())

### Name: findPower
### Title: Find a value of independent variables that provides a given
###   value of power.
### Aliases: findPower

### ** Examples

## Not run: 
##D # Specify Sample Size by n
##D loading <- matrix(0, 6, 1)
##D loading[1:6, 1] <- NA
##D LX <- simMatrix(loading, 0.4)
##D RPH <- symMatrix(diag(1))
##D RTD <- symMatrix(diag(6))
##D CFA.Model <- simSetCFA(LY = LX, RPS = RPH, RTE = RTD)
##D SimData <- simData(CFA.Model, 500)
##D SimModel <- simModel(CFA.Model)
##D 
##D # Specify both sample size and percent missing completely at random
##D Output <- simResult(NULL, SimData, SimModel, n=seq(100, 200, 20), pmMCAR=c(0, 0.1, 0.2))
##D pow <- getPower(Output)
##D findPower(pow, "N", 0.80)
## End(Not run)



cleanEx()
nameEx("findRecursiveSet")
### * findRecursiveSet

flush(stderr()); flush(stdout())

### Name: findRecursiveSet
### Title: Group variables regarding the position in mediation chain
### Aliases: findRecursiveSet

### ** Examples

path <- matrix(0, 9, 9)
path[4, 1] <- path[7, 4] <- NA
path[5, 2] <- path[8, 5] <- NA
path[6, 3] <- path[9, 6] <- NA
path[5, 1] <- path[8, 4] <- NA
path[6, 2] <- path[9, 5] <- NA
findRecursiveSet(path)



cleanEx()
nameEx("findRowZero")
### * findRowZero

flush(stderr()); flush(stdout())

### Name: findRowZero
### Title: Find rows in a matrix that all elements are zero in non-fixed
###   subset rows and columns.
### Aliases: findRowZero

### ** Examples

# No example



cleanEx()
nameEx("findTargetPower")
### * findTargetPower

flush(stderr()); flush(stdout())

### Name: findTargetPower
### Title: Find a value of varying parameters that provides a given value
###   of power.
### Aliases: findTargetPower

### ** Examples

# No example



cleanEx()
nameEx("findphist")
### * findphist

flush(stderr()); flush(stdout())

### Name: findphist
### Title: Find the density (likelihood) of a pair value in 2D Kernel
###   Density Estimate
### Aliases: findphist

### ** Examples

# No example



cleanEx()
nameEx("fitMeasuresChi")
### * fitMeasuresChi

flush(stderr()); flush(stdout())

### Name: fitMeasuresChi
### Title: Find fit indices from the discrepancy values of the target model
###   and null models.
### Aliases: fitMeasuresChi

### ** Examples

# No example



cleanEx()
nameEx("freeVector")
### * freeVector

flush(stderr()); flush(stdout())

### Name: freeVector
### Title: Create a free parameters vector with a starting values in a
###   vector object
### Aliases: freeVector

### ** Examples

# This function is not a public function.

# freeVector(0, 5)



cleanEx()
nameEx("getCondQtile")
### * getCondQtile

flush(stderr()); flush(stdout())

### Name: getCondQtile
### Title: Get a quantile of a variable given values of predictors
### Aliases: getCondQtile

### ** Examples

# No example



cleanEx()
nameEx("getCutoff")
### * getCutoff

flush(stderr()); flush(stdout())

### Name: getCutoff
### Title: Find fit indices cutoff given a priori alpha level
### Aliases: getCutoff getCutoff-methods getCutoff,data.frame-method
###   getCutoff,matrix-method getCutoff,SimResult-method

### ** Examples

## Not run: 
##D loading <- matrix(0, 6, 2)
##D loading[1:3, 1] <- NA
##D loading[4:6, 2] <- NA
##D loadingValues <- matrix(0, 6, 2)
##D loadingValues[1:3, 1] <- 0.7
##D loadingValues[4:6, 2] <- 0.7
##D LX <- simMatrix(loading, loadingValues)
##D latent.cor <- matrix(NA, 2, 2)
##D diag(latent.cor) <- 1
##D RPH <- symMatrix(latent.cor, 0.5)
##D error.cor <- matrix(0, 6, 6)
##D diag(error.cor) <- 1
##D RTD <- symMatrix(error.cor)
##D CFA.Model <- simSetCFA(LY = LX, RPS = RPH, RTE = RTD)
##D SimData <- simData(CFA.Model, 200)
##D SimModel <- simModel(CFA.Model)
##D # We make the examples running only 5 replications to save time.
##D # In reality, more replications are needed.
##D Output <- simResult(5, SimData, SimModel)
##D getCutoff(Output, 0.05)
##D 
##D # Finding the cutoff when the sample size is varied.
##D Output2 <- simResult(NULL, SimData, SimModel, n=seq(50, 100, 10))
##D getCutoff(Output2, 0.05, nVal = 75)
## End(Not run)



cleanEx()
nameEx("getCutoffNested")
### * getCutoffNested

flush(stderr()); flush(stdout())

### Name: getCutoffNested
### Title: Find fit indices cutoff for nested model comparison given a
###   priori alpha level
### Aliases: getCutoffNested

### ** Examples

## Not run: 
##D n1 <- simNorm(0, 0.1)
##D u79 <- simUnif(0.7, 0.9)
##D 
##D loading.null <- matrix(0, 6, 1)
##D loading.null[1:6, 1] <- NA
##D LX.NULL <- simMatrix(loading.null, 0.7)
##D RPH.NULL <- symMatrix(diag(1))
##D RTD <- symMatrix(diag(6))
##D CFA.Model.NULL <- simSetCFA(LY = LX.NULL, RPS = RPH.NULL, RTE = RTD)
##D 
##D error.cor.mis <- matrix(NA, 6, 6)
##D diag(error.cor.mis) <- 1
##D RTD.Mis <- symMatrix(error.cor.mis, "n1")
##D CFA.Model.NULL.Mis <- simMisspecCFA(RTE = RTD.Mis)
##D 
##D loading.alt <- matrix(0, 6, 2)
##D loading.alt[1:3, 1] <- NA
##D loading.alt[4:6, 2] <- NA
##D LX.ALT <- simMatrix(loading.alt, 0.7)
##D latent.cor.alt <- matrix(NA, 2, 2)
##D diag(latent.cor.alt) <- 1
##D RPH.ALT <- symMatrix(latent.cor.alt, "u79")
##D CFA.Model.ALT <- simSetCFA(LY = LX.ALT, RPS = RPH.ALT, RTE = RTD)
##D 
##D SimData.NULL <- simData(CFA.Model.NULL, 500)
##D 
##D SimModel.NULL <- simModel(CFA.Model.NULL)
##D SimModel.ALT <- simModel(CFA.Model.ALT)
##D 
##D # The actual number of replications should be greater than 10.
##D Output.NULL.NULL <- simResult(10, SimData.NULL, SimModel.NULL)
##D Output.NULL.ALT <- simResult(10, SimData.NULL, SimModel.ALT)
##D 
##D getCutoffNested(Output.NULL.NULL, Output.NULL.ALT)
## End(Not run)



cleanEx()
nameEx("getCutoffNonNested")
### * getCutoffNonNested

flush(stderr()); flush(stdout())

### Name: getCutoffNonNested
### Title: Find fit indices cutoff for non-nested model comparison given a
###   priori alpha level
### Aliases: getCutoffNonNested

### ** Examples

## Not run: 
##D n1 <- simNorm(0, 0.1)
##D u79 <- simUnif(0.7, 0.9)
##D 
##D loading.A <- matrix(0, 8, 2)
##D loading.A[1:3, 1] <- NA
##D loading.A[4:8, 2] <- NA
##D LX.A <- simMatrix(loading.A, 0.7)
##D latent.cor <- matrix(NA, 2, 2)
##D diag(latent.cor) <- 1
##D RPH <- symMatrix(latent.cor, "u79")
##D RTD <- symMatrix(diag(8))
##D CFA.Model.A <- simSetCFA(LY = LX.A, RPS = RPH, RTE = RTD)
##D 
##D error.cor.mis <- matrix(NA, 8, 8)
##D diag(error.cor.mis) <- 1
##D RTD.Mis <- symMatrix(error.cor.mis, "n1")
##D CFA.Model.A.Mis <- simMisspecCFA(RTE = RTD.Mis)
##D 
##D loading.B <- matrix(0, 8, 2)
##D loading.B[1:4, 1] <- NA
##D loading.B[5:8, 2] <- NA
##D LX.B <- simMatrix(loading.B, 0.7)
##D CFA.Model.B <- simSetCFA(LY = LX.B, RPS = RPH, RTE = RTD)
##D 
##D SimData.A <- simData(CFA.Model.A, 500)
##D SimData.B <- simData(CFA.Model.B, 500)
##D 
##D SimModel.A <- simModel(CFA.Model.A)
##D SimModel.B <- simModel(CFA.Model.B)
##D 
##D # The actual number of replications should be greater than 10.
##D Output.A.A <- simResult(10, SimData.A, SimModel.A)
##D Output.A.B <- simResult(10, SimData.A, SimModel.B)
##D Output.B.A <- simResult(10, SimData.B, SimModel.A)
##D Output.B.B <- simResult(10, SimData.B, SimModel.B)
##D 
##D getCutoffNonNested(Output.A.A, Output.A.B, Output.B.A, Output.B.B)
##D getCutoffNonNested(Output.A.A, Output.A.B)
##D getCutoffNonNested(Output.B.B, Output.B.A)
## End(Not run)



cleanEx()
nameEx("getKeywords")
### * getKeywords

flush(stderr()); flush(stdout())

### Name: getKeywords
### Title: List of all keywords used in the 'simsem' package
### Aliases: getKeywords

### ** Examples

# This function is not a public function.

# getKeywords()



cleanEx()
nameEx("getPopulation")
### * getPopulation

flush(stderr()); flush(stdout())

### Name: getPopulation
### Title: Extract the data generation population model underlying an
###   object
### Aliases: getPopulation getPopulation-methods getPopulation,ANY-method

### ** Examples

# See each class for an example.



cleanEx()
nameEx("getPower")
### * getPower

flush(stderr()); flush(stdout())

### Name: getPower
### Title: Find power of model parameters
### Aliases: getPower

### ** Examples

## Not run: 
##D # Specify Sample Size by n
##D loading <- matrix(0, 6, 1)
##D loading[1:6, 1] <- NA
##D LX <- simMatrix(loading, 0.7)
##D RPH <- symMatrix(diag(1))
##D RTD <- symMatrix(diag(6))
##D CFA.Model <- simSetCFA(LY = LX, RPS = RPH, RTE = RTD)
##D SimData <- simData(CFA.Model, 500)
##D SimModel <- simModel(CFA.Model)
##D # We will use only 5 replications to save time.
##D # In reality, more replications are needed.
##D 
##D # Specify both sample size and percent missing completely at random
##D Output <- simResult(NULL, SimData, SimModel, n=seq(100, 200, 20), pmMCAR=c(0, 0.1, 0.2))
##D summary(Output)
##D 
##D getPower(Output)
##D 
##D getPower(Output, nVal=c(100, 200), pmMCARval=c(0, 0.1, 0.2))
## End(Not run)



cleanEx()
nameEx("getPowerFit")
### * getPowerFit

flush(stderr()); flush(stdout())

### Name: getPowerFit
### Title: Find power in rejecting alternative models based on fit indices
###   criteria
### Aliases: getPowerFit getPowerFit-methods
###   getPowerFit,data.frame,vector-method getPowerFit,matrix,vector-method
###   getPowerFit,SimResult,vector-method
###   getPowerFit,SimResult,missing-method

### ** Examples

## Not run: 
##D loading.null <- matrix(0, 6, 1)
##D loading.null[1:6, 1] <- NA
##D LX.NULL <- simMatrix(loading.null, 0.7)
##D RPH.NULL <- symMatrix(diag(1))
##D RTD <- symMatrix(diag(6))
##D CFA.Model.NULL <- simSetCFA(LY = LX.NULL, RPS = RPH.NULL, RTE = RTD)
##D SimData.NULL <- simData(CFA.Model.NULL, 500)
##D SimModel <- simModel(CFA.Model.NULL)
##D # We make the examples running only 5 replications to save time.
##D # In reality, more replications are needed.
##D Output.NULL <- simResult(5, SimData.NULL, SimModel)
##D Cut.NULL <- getCutoff(Output.NULL, 0.95)
##D 
##D u79 <- simUnif(0.7, 0.9)
##D loading.alt <- matrix(0, 6, 2)
##D loading.alt[1:3, 1] <- NA
##D loading.alt[4:6, 2] <- NA
##D LX.ALT <- simMatrix(loading.alt, 0.7)
##D latent.cor.alt <- matrix(NA, 2, 2)
##D diag(latent.cor.alt) <- 1
##D RPH.ALT <- symMatrix(latent.cor.alt, "u79")
##D CFA.Model.ALT <- simSetCFA(LY = LX.ALT, RPS = RPH.ALT, RTE = RTD)
##D SimData.ALT <- simData(CFA.Model.ALT, 500)
##D Output.ALT <- simResult(5, SimData.ALT, SimModel)
##D getPowerFit(Output.ALT, cutoff=Cut.NULL)
##D Rule.of.thumb <- c(RMSEA=0.05, CFI=0.95, TLI=0.95, SRMR=0.06)
##D getPowerFit(Output.ALT, cutoff=Rule.of.thumb, usedFit=c("RMSEA", "CFI", "TLI", "SRMR"))
##D 
##D Output.NULL2 <- simResult(NULL, SimData.NULL, SimModel, n=seq(50, 500, 50))
##D Output.ALT2 <- simResult(NULL, SimData.ALT, SimModel, n=seq(50, 500, 50))
##D getPowerFit(Output.ALT2, nullObject=Output.NULL2, nVal=250)
## End(Not run)



cleanEx()
nameEx("getPowerFitNested")
### * getPowerFitNested

flush(stderr()); flush(stdout())

### Name: getPowerFitNested
### Title: Find power in rejecting nested models based on the differences
###   in fit indices
### Aliases: getPowerFitNested getPowerFitNested-methods
###   getPowerFitNested,SimResult,SimResult,vector-method
###   getPowerFitNested,SimResult,SimResult,missing-method

### ** Examples

## Not run: 
##D u2 <- simUnif(-0.2, 0.2)
##D n1 <- simNorm(0, 0.1)
##D u79 <- simUnif(0.7, 0.9)
##D 
##D loading.null <- matrix(0, 6, 1)
##D loading.null[1:6, 1] <- NA
##D LX.NULL <- simMatrix(loading.null, 0.7)
##D RPH.NULL <- symMatrix(diag(1))
##D RTD <- symMatrix(diag(6))
##D CFA.Model.NULL <- simSetCFA(LY = LX.NULL, RPS = RPH.NULL, RTE = RTD)
##D 
##D error.cor.mis <- matrix(NA, 6, 6)
##D diag(error.cor.mis) <- 1
##D RTD.Mis <- symMatrix(error.cor.mis, "rnorm(1,0,0.1)")
##D CFA.Model.NULL.Mis <- simMisspecCFA(RTE = RTD.Mis)
##D 
##D loading.alt <- matrix(0, 6, 2)
##D loading.alt[1:3, 1] <- NA
##D loading.alt[4:6, 2] <- NA
##D LX.ALT <- simMatrix(loading.alt, 0.7)
##D latent.cor.alt <- matrix(NA, 2, 2)
##D diag(latent.cor.alt) <- 1
##D RPH.ALT <- symMatrix(latent.cor.alt, 0.7)
##D CFA.Model.ALT <- simSetCFA(LY = LX.ALT, RPS = RPH.ALT, RTE = RTD)
##D 
##D # loading.alt.mis <- matrix(NA, 6, 2)
##D # loading.alt.mis[is.na(loading.alt)] <- 0
##D # LX.alt.mis <- simMatrix(loading.alt.mis, "runif(1,-.2,.2)")
##D # CFA.Model.alt.mis <- simMisspecCFA(LY = LX.alt.mis, RTE=RTD.Mis)
##D 
##D SimData.NULL <- simData(CFA.Model.NULL, 500)
##D SimData.ALT <- simData(CFA.Model.ALT, 500)
##D 
##D SimModel.NULL <- simModel(CFA.Model.NULL)
##D SimModel.ALT <- simModel(CFA.Model.ALT)
##D 
##D Output.NULL.NULL <- simResult(10, SimData.NULL, SimModel.NULL)
##D Output.ALT.NULL <- simResult(10, SimData.ALT, SimModel.NULL)
##D Output.NULL.ALT <- simResult(10, SimData.NULL, SimModel.ALT)
##D Output.ALT.ALT <- simResult(10, SimData.ALT, SimModel.ALT)
##D 
##D getPowerFitNested(Output.ALT.NULL, Output.ALT.ALT, nullNested=Output.NULL.NULL, nullParent=Output.NULL.ALT)
##D getPowerFitNested(Output.ALT.NULL, Output.ALT.ALT, cutoff=c(Chi=3.84, CFI=-0.10))
##D 
##D Output.NULL.NULL2 <- simResult(NULL, SimData.NULL, SimModel.NULL, n=seq(50, 500, 50))
##D Output.ALT.NULL2 <- simResult(NULL, SimData.ALT, SimModel.NULL, n=seq(50, 500, 50))
##D Output.NULL.ALT2 <- simResult(NULL, SimData.NULL, SimModel.ALT, n=seq(50, 500, 50))
##D Output.ALT.ALT2 <- simResult(NULL, SimData.ALT, SimModel.ALT, n=seq(50, 500, 50))
##D 
##D getPowerFitNested(Output.ALT.NULL, Output.ALT.ALT, nullNested=Output.NULL.NULL, nullParent=Output.NULL.ALT, nVal = 250)
##D getPowerFitNested(Output.ALT.NULL, Output.ALT.ALT, cutoff=c(Chi=3.84, CFI=-0.10), nVal = 250)
## End(Not run)



cleanEx()
nameEx("getPowerFitNonNested")
### * getPowerFitNonNested

flush(stderr()); flush(stdout())

### Name: getPowerFitNonNested
### Title: Find power in rejecting non-nested models based on the
###   differences in fit indices
### Aliases: getPowerFitNonNested getPowerFitNonNested-methods
###   getPowerFitNonNested,SimResult,SimResult,vector-method
###   getPowerFitNonNested,SimResult,SimResult,missing-method

### ** Examples

## Not run: 
##D n1 <- simNorm(0, 0.1)
##D u79 <- simUnif(0.7, 0.9)
##D 
##D loading.A <- matrix(0, 8, 2)
##D loading.A[1:3, 1] <- NA
##D loading.A[4:8, 2] <- NA
##D LX.A <- simMatrix(loading.A, 0.7)
##D latent.cor <- matrix(NA, 2, 2)
##D diag(latent.cor) <- 1
##D RPH <- symMatrix(latent.cor, "u79")
##D RTD <- symMatrix(diag(8))
##D CFA.Model.A <- simSetCFA(LY = LX.A, RPS = RPH, RTE = RTD)
##D 
##D error.cor.mis <- matrix(NA, 8, 8)
##D diag(error.cor.mis) <- 1
##D RTD.Mis <- symMatrix(error.cor.mis, "n1")
##D CFA.Model.A.Mis <- simMisspecCFA(RTE = RTD.Mis)
##D 
##D loading.B <- matrix(0, 8, 2)
##D loading.B[1:4, 1] <- NA
##D loading.B[5:8, 2] <- NA
##D LX.B <- simMatrix(loading.B, 0.7)
##D CFA.Model.B <- simSetCFA(LY = LX.B, RPS = RPH, RTE = RTD)
##D 
##D SimData.A <- simData(CFA.Model.A, 500)
##D SimData.B <- simData(CFA.Model.B, 500)
##D 
##D SimModel.A <- simModel(CFA.Model.A)
##D SimModel.B <- simModel(CFA.Model.B)
##D 
##D # The actual number of replications should be greater than 10.
##D Output.A.A <- simResult(10, SimData.A, SimModel.A)
##D Output.A.B <- simResult(10, SimData.A, SimModel.B)
##D Output.B.A <- simResult(10, SimData.B, SimModel.A)
##D Output.B.B <- simResult(10, SimData.B, SimModel.B)
##D 
##D getPowerFitNonNested(Output.B.A, Output.B.B, dat1Mod1=Output.A.A, dat1Mod2=Output.A.B)
##D getPowerFitNonNested(Output.B.A, Output.B.B, cutoff=c(AIC=0, BIC=0))
## End(Not run)



cleanEx()
nameEx("imposeMissing")
### * imposeMissing

flush(stderr()); flush(stdout())

### Name: imposeMissing
### Title: Impose MAR, MCAR, planned missingness, or attrition on a data
###   set
### Aliases: imposeMissing

### ** Examples

  data <- matrix(rep(rnorm(10,1,1),19),ncol=19)
  datac <- cbind(data,rnorm(10,0,1),rnorm(10,5,5))
 
  # Imposing Missing with the following arguments produces no missing values
  imposeMissing(data)
  imposeMissing(data,cov=c(1,2))
  imposeMissing(data,pmMCAR=0)
  imposeMissing(data,pmMAR=0)
  imposeMissing(data,nforms=0)

  #Some more usage examples
  imposeMissing(data,cov=c(1,2),pmMCAR=.1)
  
 
  imposeMissing(data,nforms=3)
  imposeMissing(data,nforms=3,itemGroups=list(c(1,2,3,4,5),c(6,7,8,9,10),c(11,12,13,14,15),c(16,17,18,19)))
  imposeMissing(datac,cov=c(20,21),nforms=3)
  imposeMissing(data,twoMethod=c(19,.8))
  imposeMissing(datac,cov=21,prAttr=.1,timePoints=5)




cleanEx()
nameEx("interpolate")
### * interpolate

flush(stderr()); flush(stdout())

### Name: interpolate
### Title: Find the value of one vector relative to a value of another
###   vector by interpolation
### Aliases: interpolate

### ** Examples

# No Example



cleanEx()
nameEx("isCorMatrix")
### * isCorMatrix

flush(stderr()); flush(stdout())

### Name: isCorMatrix
### Title: Check whether a 'matrix' is a possible correlation matrix
### Aliases: isCorMatrix

### ** Examples

# This function is not a public function.

# isCorMatrix(diag(5))



cleanEx()
nameEx("isDefault")
### * isDefault

flush(stderr()); flush(stdout())

### Name: isDefault
### Title: Check whether a vector object is default
### Aliases: isDefault

### ** Examples

# No example



cleanEx()
nameEx("isMeanConstraint")
### * isMeanConstraint

flush(stderr()); flush(stdout())

### Name: isMeanConstraint
### Title: Check whether all rownames in a constraint matrix containing
###   symbols of means vectors
### Aliases: isMeanConstraint

### ** Examples

# No example



cleanEx()
nameEx("isNullObject")
### * isNullObject

flush(stderr()); flush(stdout())

### Name: isNullObject
### Title: Check whether the object is the 'NULL' type of that class
### Aliases: isNullObject isNullObject-methods isNullObject,ANY,ANY-method
###   isNullObject,vector-method isNullObject,matrix-method
###   isNullObject,SimMatrix-method isNullObject,SymMatrix-method
###   isNullObject,SimVector-method isNullObject,SimSet-method
###   isNullObject,SimEqualCon-method isNullObject,SimREqualCon-method
###   isNullObject,SimMisspec-method isNullObject,VirtualRSet-method
###   isNullObject,data.frame-method isNullObject,SimMissing-method
###   isNullObject,SimDataDist-method isNullObject,SimFunction-method

### ** Examples

# No example



cleanEx()
nameEx("isRandom")
### * isRandom

flush(stderr()); flush(stdout())

### Name: isRandom
### Title: Check whether the object contains any random parameters
### Aliases: isRandom isRandom-methods isRandom,ANY-method
###   isRandom,SimMatrix-method isRandom,SimVector-method
###   isRandom,SimSet-method

### ** Examples

# No example



cleanEx()
nameEx("isVarianceConstraint")
### * isVarianceConstraint

flush(stderr()); flush(stdout())

### Name: isVarianceConstraint
### Title: Check whether all rownames in a constraint matrix containing
###   symbols of variance vectors
### Aliases: isVarianceConstraint

### ** Examples

# No example



cleanEx()
nameEx("kStat")
### * kStat

flush(stderr()); flush(stdout())

### Name: kStat
### Title: Calculate the _k_-statistic of a variable
### Aliases: kStat

### ** Examples

# This function is not a public function.

# kStat(1:5, 4)



cleanEx()
nameEx("kurtosis")
### * kurtosis

flush(stderr()); flush(stdout())

### Name: kurtosis
### Title: Finding excessive kurtosis
### Aliases: kurtosis kurtosis-methods kurtosis,vector-method

### ** Examples

kurtosis(1:5)



cleanEx()
nameEx("likRatioFit")
### * likRatioFit

flush(stderr()); flush(stdout())

### Name: likRatioFit
### Title: Find the likelihood ratio (or Bayes factor) based on the
###   bivariate distribution of fit indices
### Aliases: likRatioFit

### ** Examples

## Not run: 
##D library(lavaan)
##D loading <- matrix(0, 11, 3)
##D loading[1:3, 1] <- NA
##D loading[4:7, 2] <- NA
##D loading[8:11, 3] <- NA
##D path.A <- matrix(0, 3, 3)
##D path.A[2:3, 1] <- NA
##D path.A[3, 2] <- NA
##D param.A <- simParamSEM(LY=loading, BE=path.A)
##D 
##D model.A <- simModel(param.A, indLab=c(paste("x", 1:3, sep=""), paste("y", 1:8, sep="")))
##D out.A <- run(model.A, PoliticalDemocracy)
##D 
##D path.B <- matrix(0, 3, 3)
##D path.B[1:2, 3] <- NA
##D path.B[1, 2] <- NA
##D param.B <- simParamSEM(LY=loading, BE=path.B)
##D 
##D model.B <- simModel(param.B, indLab=c(paste("x", 1:3, sep=""), paste("y", 1:8, sep="")))
##D out.B <- run(model.B, PoliticalDemocracy)
##D 
##D u2 <- simUnif(-0.2, 0.2)
##D loading.mis <- matrix(NA, 11, 3)
##D loading.mis[is.na(loading)] <- 0
##D LY.mis <- simMatrix(loading.mis, "u2")
##D misspec <- simMisspecSEM(LY=LY.mis)
##D 
##D output.A.A <- runFit(model.A, PoliticalDemocracy, 5, misspec=misspec)
##D output.A.B <- runFit(model.A, PoliticalDemocracy, 5, misspec=misspec, analyzeModel=model.B)
##D output.B.A <- runFit(model.B, PoliticalDemocracy, 5, misspec=misspec, analyzeModel=model.A)
##D output.B.B <- runFit(model.B, PoliticalDemocracy, 5, misspec=misspec)
##D 
##D # The output may contain some warnings here. When the number of replications increases (e.g., 1000), the warnings should disappear.
##D likRatioFit(out.A, out.B, output.A.A, output.A.B, output.B.A, output.B.B)
## End(Not run)



cleanEx()
nameEx("loadingFromAlpha")
### * loadingFromAlpha

flush(stderr()); flush(stdout())

### Name: loadingFromAlpha
### Title: Find standardized factor loading from coefficient alpha
### Aliases: loadingFromAlpha

### ** Examples

    loadingFromAlpha(0.8, 4)



cleanEx()
nameEx("makeLabels")
### * makeLabels

flush(stderr()); flush(stdout())

### Name: makeLabels
### Title: Make parameter names for each element in matrices or vectors or
###   the name for the whole object
### Aliases: makeLabels makeLabels-methods makeLabels,ANY-method
###   makeLabels,vector-method makeLabels,matrix-method
###   makeLabels,SimParam-method makeLabels,VirtualDist-method
###   makeLabels,SimSet-method

### ** Examples

# No example



cleanEx()
nameEx("matchKeywords")
### * matchKeywords

flush(stderr()); flush(stdout())

### Name: matchKeywords
### Title: Search for the keywords and check whether the specified text
###   match one in the name vector
### Aliases: matchKeywords

### ** Examples

# This function is not a public function.

# matchKeywords("ly", c("LY", "LX"))



cleanEx()
nameEx("miPool")
### * miPool

flush(stderr()); flush(stdout())

### Name: miPool
### Title: Function to pool imputed results
### Aliases: miPool

### ** Examples

# No Example



cleanEx()
nameEx("miPoolChi")
### * miPoolChi

flush(stderr()); flush(stdout())

### Name: miPoolChi
### Title: Function to pool chi-square statistics from the result from
###   multiple imputation
### Aliases: miPoolChi

### ** Examples

miPoolChi(c(89.864, 81.116, 71.500, 49.022, 61.986, 64.422, 55.256, 57.890, 79.416, 63.944), 2)



cleanEx()
nameEx("miPoolVector")
### * miPoolVector

flush(stderr()); flush(stdout())

### Name: miPoolVector
### Title: Function to pool imputed results that saved in a matrix format
### Aliases: miPoolVector

### ** Examples

param <- matrix(c(0.7, 0.1, 0.5,
					0.75, 0.12, 0.54,
					0.66, 0.11, 0.56,
					0.74, 0.09, 0.55), nrow=4, byrow=TRUE)
SE <- matrix(c(0.1, 0.01, 0.05,
				0.11, 0.023, 0.055,
				0.10, 0.005, 0.04,
				0.14, 0.012, 0.039), nrow=4, byrow=TRUE)
nimps <- 4
miPoolVector(param, SE, nimps)



cleanEx()
nameEx("multipleAllEqual")
### * multipleAllEqual

flush(stderr()); flush(stdout())

### Name: multipleAllEqual
### Title: Test whether all objects are equal
### Aliases: multipleAllEqual

### ** Examples

multipleAllEqual(1:5, 1:5, seq(2, 10, 2)/2)
multipleAllEqual(1:5, 1:6, seq(2, 10, 2)/2)



cleanEx()
nameEx("overlapHist")
### * overlapHist

flush(stderr()); flush(stdout())

### Name: overlapHist
### Title: Plot overlapping histograms
### Aliases: overlapHist

### ** Examples

# This function is not a public function.

# a <- rnorm(10000, 0, 1)
# b <- rnorm(10000, 1, 1.5)
# overlapHist(a, b, main="Example")



cleanEx()
nameEx("pValue")
### * pValue

flush(stderr()); flush(stdout())

### Name: pValue
### Title: Find p-values (1 - percentile)
### Aliases: pValue pValue-methods pValue,ANY-method
###   pValue,numeric,vector-method pValue,numeric,data.frame-method
###   pValue,SimModelOut,SimResult-method

### ** Examples

## Not run: 
##D # Compare number with a vector
##D pValue(0.5, rnorm(1000, 0, 1))
##D 
##D # Compare numbers with a data frame
##D pValue(c(0.5, 0.2), data.frame(rnorm(1000, 0, 1), runif(1000, 0, 1)))
##D 
##D # Compare an analysis result with a result of simulation study
##D library(lavaan)
##D loading <- matrix(0, 9, 3)
##D loading[1:3, 1] <- NA
##D loading[4:6, 2] <- NA
##D loading[7:9, 3] <- NA
##D model <- simParamCFA(LY=loading)
##D SimModel <- simModel(model, indLab=paste("x", 1:9, sep=""))
##D u2 <- simUnif(-0.2, 0.2)
##D loading.trivial <- matrix(NA, 9, 3)
##D loading.trivial[is.na(loading)] <- 0
##D LY.trivial <- simMatrix(loading.trivial, "u2")
##D mis <- simMisspecCFA(LY = LY.trivial)
##D out <- run(SimModel, HolzingerSwineford1939)
##D Output2 <- runFit(out, HolzingerSwineford1939, 20, mis)
##D pValue(out, Output2)
## End(Not run)



cleanEx()
nameEx("pValueCondCutoff")
### * pValueCondCutoff

flush(stderr()); flush(stdout())

### Name: pValueCondCutoff
### Title: Find a p value when the target is conditional (valid) on a
###   specific value of a predictor
### Aliases: pValueCondCutoff

### ** Examples

# No example



cleanEx()
nameEx("pValueNested")
### * pValueNested

flush(stderr()); flush(stdout())

### Name: pValueNested
### Title: Find p-values (1 - percentile) for a nested model comparison
### Aliases: pValueNested

### ** Examples

## Not run: 
##D library(lavaan)
##D 
##D LY <- matrix(1, 4, 2)
##D LY[,2] <- 0:3
##D PS <- matrix(NA, 2, 2)
##D TY <- rep(0, 4)
##D AL <- rep(NA, 2)
##D TE <- diag(NA, 4)
##D linearModel <- simParamCFA(LY=LY, PS=PS, TY=TY, AL=AL, TE=TE)
##D 
##D LY2 <- matrix(1, 4, 2)
##D LY2[,2] <- c(0, NA, NA, 3)
##D unconstrainModel <- simParamCFA(LY=LY2, PS=PS, TY=TY, AL=AL, TE=TE)
##D 
##D nested <- simModel(linearModel, indLab=paste("t", 1:4, sep=""))
##D parent <- simModel(unconstrainModel, indLab=paste("t", 1:4, sep=""))
##D 
##D outNested <- run(nested, Demo.growth)
##D outParent <- run(parent, Demo.growth)
##D 
##D loadingMis <- matrix(0, 4, 2)
##D loadingMis[2:3, 2] <- NA
##D LYmis <- simMatrix(loadingMis, "runif(1, -0.1, 0.1)")
##D linearMis <- simMisspecCFA(LY=LYmis)
##D 
##D simNestedNested <- runFit(model=nested, data=Demo.growth, nRep=10, misspec=linearMis)
##D simNestedParent <- runFit(model=nested, data=Demo.growth, nRep=10, misspec=linearMis, analyzeModel=parent)
##D 
##D pValueNested(outNested, outParent, simNestedNested, simNestedParent)
## End(Not run)



cleanEx()
nameEx("pValueNonNested")
### * pValueNonNested

flush(stderr()); flush(stdout())

### Name: pValueNonNested
### Title: Find p-values (1 - percentile) for a non-nested model comparison
### Aliases: pValueNonNested

### ** Examples

## Not run: 
##D library(lavaan)
##D loading <- matrix(0, 11, 3)
##D loading[1:3, 1] <- NA
##D loading[4:7, 2] <- NA
##D loading[8:11, 3] <- NA
##D path.A <- matrix(0, 3, 3)
##D path.A[2:3, 1] <- NA
##D path.A[3, 2] <- NA
##D param.A <- simParamSEM(LY=loading, BE=path.A)
##D 
##D model.A <- simModel(param.A, indLab=c(paste("x", 1:3, sep=""), paste("y", 1:8, sep="")))
##D out.A <- run(model.A, PoliticalDemocracy)
##D 
##D path.B <- matrix(0, 3, 3)
##D path.B[1:2, 3] <- NA
##D path.B[1, 2] <- NA
##D param.B <- simParamSEM(LY=loading, BE=path.B)
##D 
##D model.B <- simModel(param.B, indLab=c(paste("x", 1:3, sep=""), paste("y", 1:8, sep="")))
##D out.B <- run(model.B, PoliticalDemocracy)
##D 
##D u2 <- simUnif(-0.2, 0.2)
##D loading.mis <- matrix(NA, 11, 3)
##D loading.mis[is.na(loading)] <- 0
##D LY.mis <- simMatrix(loading.mis, "u2")
##D misspec <- simMisspecSEM(LY=LY.mis)
##D 
##D output.A.A <- runFit(model.A, PoliticalDemocracy, 5, misspec=misspec)
##D output.A.B <- runFit(model.A, PoliticalDemocracy, 5, misspec=misspec, analyzeModel=model.B)
##D output.B.A <- runFit(model.B, PoliticalDemocracy, 5, misspec=misspec, analyzeModel=model.A)
##D output.B.B <- runFit(model.B, PoliticalDemocracy, 5, misspec=misspec)
##D 
##D # The output may contain some warnings here. When the number of replications increases (e.g., 1000), the warnings should disappear.
##D pValueNonNested(out.A, out.B, output.A.A, output.A.B, output.B.A, output.B.B)
## End(Not run)



cleanEx()
nameEx("pValueVariedCutoff")
### * pValueVariedCutoff

flush(stderr()); flush(stdout())

### Name: pValueVariedCutoff
### Title: Find a p value when the cutoff is specified as a vector given
###   the values of predictors
### Aliases: pValueVariedCutoff

### ** Examples

# No example



cleanEx()
nameEx("plot3DQtile")
### * plot3DQtile

flush(stderr()); flush(stdout())

### Name: plot3DQtile
### Title: Build a persepctive plot or contour plot of a quantile of
###   predicted values
### Aliases: plot3DQtile

### ** Examples

# No example



cleanEx()
nameEx("plotCutoff")
### * plotCutoff

flush(stderr()); flush(stdout())

### Name: plotCutoff
### Title: Plot sampling distributions of fit indices with fit indices
###   cutoffs
### Aliases: plotCutoff plotCutoff-methods plotCutoff,data.frame-method
###   plotCutoff,SimResult-method

### ** Examples

## Not run: 
##D loading <- matrix(0, 6, 2)
##D loading[1:3, 1] <- NA
##D loading[4:6, 2] <- NA
##D loadingValues <- matrix(0, 6, 2)
##D loadingValues[1:3, 1] <- 0.7
##D loadingValues[4:6, 2] <- 0.7
##D LX <- simMatrix(loading, loadingValues)
##D latent.cor <- matrix(NA, 2, 2)
##D diag(latent.cor) <- 1
##D RPH <- symMatrix(latent.cor, 0.5)
##D error.cor <- matrix(0, 6, 6)
##D diag(error.cor) <- 1
##D RTD <- symMatrix(error.cor)
##D CFA.Model <- simSetCFA(LY = LX, RPS = RPH, RTE = RTD)
##D SimData <- simData(CFA.Model, 200)
##D SimModel <- simModel(CFA.Model)
##D # We make the examples running only 5 replications to save time.
##D # In reality, more replications are needed.
##D Output <- simResult(5, SimData, SimModel)
##D plotCutoff(Output, 0.05, usedFit=c("RMSEA", "SRMR", "CFI", "TLI"))
##D 
##D # Varying N
##D Output2 <- simResult(NULL, SimData, SimModel, n=seq(450, 500, 10))
##D plotCutoff(Output2, 0.05)
##D 
##D # Varying N and pmMCAR
##D Output3 <- simResult(NULL, SimData, SimModel, n=seq(450, 500, 10), pmMCAR=c(0, 0.05, 0.1, 0.15))
##D plotCutoff(Output3, 0.05)
## End(Not run)



cleanEx()
nameEx("plotCutoffNested")
### * plotCutoffNested

flush(stderr()); flush(stdout())

### Name: plotCutoffNested
### Title: Plot sampling distributions of the differences in fit indices
###   between nested models with fit indices cutoffs
### Aliases: plotCutoffNested

### ** Examples

## Not run: 
##D n1 <- simNorm(0, 0.1)
##D u79 <- simUnif(0.7, 0.9)
##D 
##D loading.null <- matrix(0, 6, 1)
##D loading.null[1:6, 1] <- NA
##D LX.NULL <- simMatrix(loading.null, 0.7)
##D RPH.NULL <- symMatrix(diag(1))
##D RTD <- symMatrix(diag(6))
##D CFA.Model.NULL <- simSetCFA(LY = LX.NULL, RPS = RPH.NULL, RTE = RTD)
##D 
##D error.cor.mis <- matrix(NA, 6, 6)
##D diag(error.cor.mis) <- 1
##D RTD.Mis <- symMatrix(error.cor.mis, "n1")
##D CFA.Model.NULL.Mis <- simMisspecCFA(RTE = RTD.Mis)
##D 
##D loading.alt <- matrix(0, 6, 2)
##D loading.alt[1:3, 1] <- NA
##D loading.alt[4:6, 2] <- NA
##D LX.ALT <- simMatrix(loading.alt, 0.7)
##D latent.cor.alt <- matrix(NA, 2, 2)
##D diag(latent.cor.alt) <- 1
##D RPH.ALT <- symMatrix(latent.cor.alt, "u79")
##D CFA.Model.ALT <- simSetCFA(LY = LX.ALT, RPS = RPH.ALT, RTE = RTD)
##D 
##D SimData.NULL <- simData(CFA.Model.NULL, 500)
##D 
##D SimModel.NULL <- simModel(CFA.Model.NULL)
##D SimModel.ALT <- simModel(CFA.Model.ALT)
##D 
##D # The actual number of replications should be greater than 10.
##D Output.NULL.NULL <- simResult(10, SimData.NULL, SimModel.NULL)
##D Output.NULL.ALT <- simResult(10, SimData.NULL, SimModel.ALT)
##D 
##D plotCutoffNested(Output.NULL.NULL, Output.NULL.ALT, alpha=0.05)
## End(Not run)



cleanEx()
nameEx("plotCutoffNonNested")
### * plotCutoffNonNested

flush(stderr()); flush(stdout())

### Name: plotCutoffNonNested
### Title: Plot sampling distributions of the differences in fit indices
###   between non-nested models with fit indices cutoffs
### Aliases: plotCutoffNonNested

### ** Examples

## Not run: 
##D n1 <- simNorm(0, 0.1)
##D u79 <- simUnif(0.7, 0.9)
##D 
##D loading.A <- matrix(0, 8, 2)
##D loading.A[1:3, 1] <- NA
##D loading.A[4:8, 2] <- NA
##D LX.A <- simMatrix(loading.A, 0.7)
##D latent.cor <- matrix(NA, 2, 2)
##D diag(latent.cor) <- 1
##D RPH <- symMatrix(latent.cor, "u79")
##D RTD <- symMatrix(diag(8))
##D CFA.Model.A <- simSetCFA(LY = LX.A, RPS = RPH, RTE = RTD)
##D 
##D error.cor.mis <- matrix(NA, 8, 8)
##D diag(error.cor.mis) <- 1
##D RTD.Mis <- symMatrix(error.cor.mis, "n1")
##D CFA.Model.A.Mis <- simMisspecCFA(RTE = RTD.Mis)
##D 
##D loading.B <- matrix(0, 8, 2)
##D loading.B[1:4, 1] <- NA
##D loading.B[5:8, 2] <- NA
##D LX.B <- simMatrix(loading.B, 0.7)
##D CFA.Model.B <- simSetCFA(LY = LX.B, RPS = RPH, RTE = RTD)
##D 
##D SimData.A <- simData(CFA.Model.A, 500)
##D SimData.B <- simData(CFA.Model.B, 500)
##D 
##D SimModel.A <- simModel(CFA.Model.A)
##D SimModel.B <- simModel(CFA.Model.B)
##D 
##D # The actual number of replications should be greater than 10.
##D Output.A.A <- simResult(10, SimData.A, SimModel.A)
##D Output.A.B <- simResult(10, SimData.A, SimModel.B)
##D Output.B.A <- simResult(10, SimData.B, SimModel.A)
##D Output.B.B <- simResult(10, SimData.B, SimModel.B)
##D 
##D plotCutoffNonNested(Output.A.A, Output.A.B, Output.B.A, Output.B.B)
##D plotCutoffNonNested(Output.A.A, Output.A.B)
##D plotCutoffNonNested(Output.A.A, Output.A.B, onetailed=TRUE)
## End(Not run)



cleanEx()
nameEx("plotDist")
### * plotDist

flush(stderr()); flush(stdout())

### Name: plotDist
### Title: Plot a distribution of a distribution object or data
###   distribution object
### Aliases: plotDist plotDist-methods

### ** Examples

gamma11 <- simGamma(1, 1)
plotDist(gamma11)

chi <- simChisq(5)
dataDist <- simDataDist(chi, chi)
plotDist(dataDist)



cleanEx()
nameEx("plotIndividualScatter")
### * plotIndividualScatter

flush(stderr()); flush(stdout())

### Name: plotIndividualScatter
### Title: Plot an overlaying scatter plot visualizing the power of
###   rejecting misspecified models
### Aliases: plotIndividualScatter

### ** Examples

# No example



cleanEx()
nameEx("plotLogisticFit")
### * plotLogisticFit

flush(stderr()); flush(stdout())

### Name: plotLogisticFit
### Title: Plot multiple logistic curves for predicting whether rejecting a
###   misspecified model
### Aliases: plotLogisticFit

### ** Examples

# No example



cleanEx()
nameEx("plotMisfit")
### * plotMisfit

flush(stderr()); flush(stdout())

### Name: plotMisfit
### Title: Plot the population misfit in parameter result object
### Aliases: plotMisfit

### ** Examples

u35 <- simUnif(0.3, 0.5)
u57 <- simUnif(0.5, 0.7)
u1 <- simUnif(-0.1, 0.1)
n31 <- simNorm(0.3, 0.1)

path.BE <- matrix(0, 4, 4)
path.BE[3, 1:2] <- NA
path.BE[4, 3] <- NA
starting.BE <- matrix("", 4, 4)
starting.BE[3, 1:2] <- "u35"
starting.BE[4, 3] <- "u57"
BE <- simMatrix(path.BE, starting.BE)

residual.error <- diag(4)
residual.error[1,2] <- residual.error[2,1] <- NA
RPS <- symMatrix(residual.error, "n31")

ME <- simVector(rep(NA, 4), 0)

Path.Model <- simSetPath(RPS = RPS, BE = BE, ME = ME)

mis.path.BE <- matrix(0, 4, 4)
mis.path.BE[4, 1:2] <- NA
mis.BE <- simMatrix(mis.path.BE, "u1")
Path.Mis.Model <- simMisspecPath(BE = mis.BE, misfitType="rmsea") #, misfitBound=c(0.05, 0.08))

# The number of replications in actual analysis should be much more than 5
ParamObject <- simResultParam(20, Path.Model, Path.Mis.Model)
plotMisfit(ParamObject)

plotMisfit(ParamObject, misParam=1:2)



cleanEx()
nameEx("plotOverHist")
### * plotOverHist

flush(stderr()); flush(stdout())

### Name: plotOverHist
### Title: Plot multiple overlapping histograms
### Aliases: plotOverHist

### ** Examples

# No example



cleanEx()
nameEx("plotPower")
### * plotPower

flush(stderr()); flush(stdout())

### Name: plotPower
### Title: Make a power plot of a parameter given varying parameters
### Aliases: plotPower

### ** Examples

## Not run: 
##D # Specify Sample Size by n
##D loading <- matrix(0, 6, 1)
##D loading[1:6, 1] <- NA
##D LX <- simMatrix(loading, 0.4)
##D RPH <- symMatrix(diag(1))
##D RTD <- symMatrix(diag(6))
##D CFA.Model <- simSetCFA(LY = LX, RPS = RPH, RTE = RTD)
##D SimData <- simData(CFA.Model, 500)
##D SimModel <- simModel(CFA.Model)
##D # We will use only 5 replications to save time.
##D # In reality, more replications are needed.
##D 
##D # Specify both sample size and percent missing completely at random
##D Output <- simResult(NULL, SimData, SimModel, n=seq(100, 200, 20), pmMCAR=c(0, 0.1, 0.2))
##D plotPower(Output, "LY1_1", contMCAR=FALSE)
## End(Not run)



cleanEx()
nameEx("plotPowerFit")
### * plotPowerFit

flush(stderr()); flush(stdout())

### Name: plotPowerFit
### Title: Plot sampling distributions of fit indices that visualize power
###   of rejecting datasets underlying misspecified models
### Aliases: plotPowerFit

### ** Examples

## Not run: 
##D loading.null <- matrix(0, 6, 1)
##D loading.null[1:6, 1] <- NA
##D LX.NULL <- simMatrix(loading.null, 0.7)
##D RPH.NULL <- symMatrix(diag(1))
##D RTD <- symMatrix(diag(6))
##D CFA.Model.NULL <- simSetCFA(LY = LX.NULL, RPS = RPH.NULL, RTE = RTD)
##D SimData.NULL <- simData(CFA.Model.NULL, 500)
##D SimModel <- simModel(CFA.Model.NULL)
##D # We make the examples running only 5 replications to save time.
##D # In reality, more replications are needed.
##D Output.NULL <- simResult(5, SimData.NULL, SimModel)
##D 
##D loading.alt <- matrix(0, 6, 2)
##D loading.alt[1:3, 1] <- NA
##D loading.alt[4:6, 2] <- NA
##D LX.ALT <- simMatrix(loading.alt, 0.7)
##D latent.cor.alt <- matrix(NA, 2, 2)
##D diag(latent.cor.alt) <- 1
##D RPH.ALT <- symMatrix(latent.cor.alt, 0.5)
##D CFA.Model.ALT <- simSetCFA(LY = LX.ALT, RPS = RPH.ALT, RTE = RTD)
##D SimData.ALT <- simData(CFA.Model.ALT, 500)
##D Output.ALT <- simResult(5, SimData.ALT, SimModel)
##D plotPowerFit(Output.ALT, nullObject=Output.NULL, alpha=0.05, usedFit=c("RMSEA", "CFI", "TLI", "SRMR"))
##D Rule.of.thumb <- c(RMSEA=0.05, CFI=0.95, TLI=0.95, SRMR=0.06)
##D plotPowerFit(Output.ALT, cutoff=Rule.of.thumb, alpha=0.05, usedFit=c("RMSEA", "CFI", "TLI", "SRMR"))
##D 
##D Output.NULL2 <- simResult(NULL, SimData.NULL, SimModel, n=seq(50, 250, 25))
##D Output.ALT2 <- simResult(NULL, SimData.ALT, SimModel, n=seq(50, 250, 25))
##D 
##D plotPowerFit(Output.ALT2, nullObject=Output.NULL2, alpha=0.05, usedFit=c("RMSEA", "CFI", "TLI", "SRMR"))
##D plotPowerFit(Output.ALT2, cutoff=Rule.of.thumb, alpha=0.05, usedFit=c("RMSEA", "CFI", "TLI", "SRMR"))
## End(Not run)



cleanEx()
nameEx("plotPowerFitDf")
### * plotPowerFitDf

flush(stderr()); flush(stdout())

### Name: plotPowerFitDf
### Title: Plot sampling distributions of fit indices that visualize power
###   of rejecting datasets underlying misspecified models
### Aliases: plotPowerFitDf

### ** Examples

# No example



cleanEx()
nameEx("plotPowerFitNested")
### * plotPowerFitNested

flush(stderr()); flush(stdout())

### Name: plotPowerFitNested
### Title: Plot power of rejecting a nested model in a nested model
###   comparison by each fit index
### Aliases: plotPowerFitNested

### ** Examples

## Not run: 
##D u2 <- simUnif(-0.2, 0.2)
##D n1 <- simNorm(0, 0.1)
##D u79 <- simUnif(0.7, 0.9)
##D 
##D loading.null <- matrix(0, 6, 1)
##D loading.null[1:6, 1] <- NA
##D LX.NULL <- simMatrix(loading.null, 0.7)
##D RPH.NULL <- symMatrix(diag(1))
##D RTD <- symMatrix(diag(6))
##D CFA.Model.NULL <- simSetCFA(LY = LX.NULL, RPS = RPH.NULL, RTE = RTD)
##D 
##D error.cor.mis <- matrix(NA, 6, 6)
##D diag(error.cor.mis) <- 1
##D RTD.Mis <- symMatrix(error.cor.mis, "rnorm(1,0,0.1)")
##D CFA.Model.NULL.Mis <- simMisspecCFA(RTE = RTD.Mis)
##D 
##D loading.alt <- matrix(0, 6, 2)
##D loading.alt[1:3, 1] <- NA
##D loading.alt[4:6, 2] <- NA
##D LX.ALT <- simMatrix(loading.alt, 0.7)
##D latent.cor.alt <- matrix(NA, 2, 2)
##D diag(latent.cor.alt) <- 1
##D RPH.ALT <- symMatrix(latent.cor.alt, 0.7)
##D CFA.Model.ALT <- simSetCFA(LY = LX.ALT, RPS = RPH.ALT, RTE = RTD)
##D 
##D # loading.alt.mis <- matrix(NA, 6, 2)
##D # loading.alt.mis[is.na(loading.alt)] <- 0
##D # LX.alt.mis <- simMatrix(loading.alt.mis, "runif(1,-.2,.2)")
##D # CFA.Model.alt.mis <- simMisspecCFA(LY = LX.alt.mis, RTE=RTD.Mis)
##D 
##D SimData.NULL <- simData(CFA.Model.NULL, 500)
##D SimData.ALT <- simData(CFA.Model.ALT, 500)
##D 
##D SimModel.NULL <- simModel(CFA.Model.NULL)
##D SimModel.ALT <- simModel(CFA.Model.ALT)
##D 
##D Output.NULL.NULL <- simResult(10, SimData.NULL, SimModel.NULL)
##D Output.ALT.NULL <- simResult(10, SimData.ALT, SimModel.NULL)
##D Output.NULL.ALT <- simResult(10, SimData.NULL, SimModel.ALT)
##D Output.ALT.ALT <- simResult(10, SimData.ALT, SimModel.ALT)
##D 
##D plotPowerFitNested(Output.ALT.NULL, Output.ALT.ALT, nullNested=Output.NULL.NULL, nullParent=Output.NULL.ALT)
##D plotPowerFitNested(Output.ALT.NULL, Output.ALT.ALT, nullNested=Output.NULL.NULL, nullParent=Output.NULL.ALT, usedFit="CFI")
##D 
##D Output.NULL.NULL2 <- simResult(NULL, SimData.NULL, SimModel.NULL, n=seq(50, 500, 50))
##D Output.ALT.NULL2 <- simResult(NULL, SimData.ALT, SimModel.NULL, n=seq(50, 500, 50))
##D Output.NULL.ALT2 <- simResult(NULL, SimData.NULL, SimModel.ALT, n=seq(50, 500, 50))
##D Output.ALT.ALT2 <- simResult(NULL, SimData.ALT, SimModel.ALT, n=seq(50, 500, 50))
##D 
##D plotPowerFitNested(Output.ALT.NULL2, Output.ALT.ALT2, nullNested=Output.NULL.NULL2, nullParent=Output.NULL.ALT2)
##D 
##D plotPowerFitNested(Output.ALT.NULL2, Output.ALT.ALT2, nullNested=Output.NULL.NULL2, nullParent=Output.NULL.ALT2, logistic=FALSE)
##D 
##D plotPowerFitNested(Output.ALT.NULL2, Output.ALT.ALT2, cutoff=c(CFI=-0.1), logistic=FALSE)
## End(Not run)



cleanEx()
nameEx("plotPowerFitNonNested")
### * plotPowerFitNonNested

flush(stderr()); flush(stdout())

### Name: plotPowerFitNonNested
### Title: Plot power of rejecting a non-nested model based on a difference
###   in fit index
### Aliases: plotPowerFitNonNested

### ** Examples

## Not run: 
##D n1 <- simNorm(0, 0.1)
##D u79 <- simUnif(0.7, 0.9)
##D 
##D loading.A <- matrix(0, 8, 2)
##D loading.A[1:3, 1] <- NA
##D loading.A[4:8, 2] <- NA
##D LX.A <- simMatrix(loading.A, 0.7)
##D latent.cor <- matrix(NA, 2, 2)
##D diag(latent.cor) <- 1
##D RPH <- symMatrix(latent.cor, "u79")
##D RTD <- symMatrix(diag(8))
##D CFA.Model.A <- simSetCFA(LY = LX.A, RPS = RPH, RTE = RTD)
##D 
##D error.cor.mis <- matrix(NA, 8, 8)
##D diag(error.cor.mis) <- 1
##D RTD.Mis <- symMatrix(error.cor.mis, "n1")
##D CFA.Model.A.Mis <- simMisspecCFA(RTE = RTD.Mis)
##D 
##D loading.B <- matrix(0, 8, 2)
##D loading.B[1:4, 1] <- NA
##D loading.B[5:8, 2] <- NA
##D LX.B <- simMatrix(loading.B, 0.7)
##D CFA.Model.B <- simSetCFA(LY = LX.B, RPS = RPH, RTE = RTD)
##D 
##D SimData.A <- simData(CFA.Model.A, 500)
##D SimData.B <- simData(CFA.Model.B, 500)
##D 
##D SimModel.A <- simModel(CFA.Model.A)
##D SimModel.B <- simModel(CFA.Model.B)
##D 
##D # The actual number of replications should be greater than 10.
##D Output.A.A <- simResult(10, SimData.A, SimModel.A)
##D Output.A.B <- simResult(10, SimData.A, SimModel.B)
##D Output.B.A <- simResult(10, SimData.B, SimModel.A)
##D Output.B.B <- simResult(10, SimData.B, SimModel.B)
##D 
##D plotPowerFitNonNested(Output.B.A, Output.B.B, dat1Mod1=Output.A.A, dat1Mod2=Output.A.B)
##D plotPowerFitNonNested(Output.B.A, Output.B.B, cutoff=c(AIC=0, BIC=0))
## End(Not run)



cleanEx()
nameEx("plotPowerSig")
### * plotPowerSig

flush(stderr()); flush(stdout())

### Name: plotPowerSig
### Title: Plot multiple logistic curves given a significance result matrix
### Aliases: plotPowerSig

### ** Examples

# No example



cleanEx()
nameEx("plotQtile")
### * plotQtile

flush(stderr()); flush(stdout())

### Name: plotQtile
### Title: Build a scatterplot with overlaying line of quantiles of
###   predicted values
### Aliases: plotQtile

### ** Examples

# No example



cleanEx()
nameEx("plotScatter")
### * plotScatter

flush(stderr()); flush(stdout())

### Name: plotScatter
### Title: Plot overlaying scatter plots visualizing the power of rejecting
###   misspecified models
### Aliases: plotScatter

### ** Examples

# No example



cleanEx()
nameEx("popDiscrepancy")
### * popDiscrepancy

flush(stderr()); flush(stdout())

### Name: popDiscrepancy
### Title: Find the discrepancy value between two means and covariance
###   matrices
### Aliases: popDiscrepancy

### ** Examples

m1 <- rep(0, 3)
m2 <- c(0.1, -0.1, 0.05)
S1 <- matrix(c(1, 0.6, 0.5, 0.6, 1, 0.4, 0.5, 0.4, 1), 3, 3)
S2 <- matrix(c(1, 0.55, 0.55, 0.55, 1, 0.55, 0.55, 0.55, 1), 3, 3)
popDiscrepancy(m1, S1, m2, S2)



cleanEx()
nameEx("popMisfit")
### * popMisfit

flush(stderr()); flush(stdout())

### Name: popMisfit
### Title: Calculate population misfit
### Aliases: popMisfit popMisfit-methods popMisfit,ANY,ANY-method
###   popMisfit,matrix,matrix-method popMisfit,list,list-method
###   popMisfit,SimRSet,SimRSet-method popMisfit,MatrixSet,MatrixSet-method
###   popMisfit,SimSet,SimMisspec-method

### ** Examples

u35 <- simUnif(0.3, 0.5)
u57 <- simUnif(0.5, 0.7)
u1 <- simUnif(-0.1, 0.1)
n31 <- simNorm(0.3, 0.1)

path.BE <- matrix(0, 4, 4)
path.BE[3, 1:2] <- NA
path.BE[4, 3] <- NA
starting.BE <- matrix("", 4, 4)
starting.BE[3, 1:2] <- "u35"
starting.BE[4, 3] <- "u57"
BE <- simMatrix(path.BE, starting.BE)

residual.error <- diag(4)
residual.error[1,2] <- residual.error[2,1] <- NA
RPS <- symMatrix(residual.error, "n31")

ME <- simVector(rep(NA, 4), 0)

Path.Model <- simSetPath(RPS = RPS, BE = BE, ME = ME)

mis.path.BE <- matrix(0, 4, 4)
mis.path.BE[4, 1:2] <- NA
mis.BE <- simMatrix(mis.path.BE, "u1")
Path.Mis.Model <- simMisspecPath(BE = mis.BE, misfitType="rmsea") #, misfitBound=c(0.05, 0.08))

popMisfit(Path.Model, Path.Mis.Model, fit.measures="rmsea")



cleanEx()
nameEx("popMisfitMACS")
### * popMisfitMACS

flush(stderr()); flush(stdout())

### Name: popMisfitMACS
### Title: Find population misfit by sufficient statistics
### Aliases: popMisfitMACS

### ** Examples

m1 <- rep(0, 3)
m2 <- c(0.1, -0.1, 0.05)
S1 <- matrix(c(1, 0.6, 0.5, 0.6, 1, 0.4, 0.5, 0.4, 1), 3, 3)
S2 <- matrix(c(1, 0.55, 0.55, 0.55, 1, 0.55, 0.55, 0.55, 1), 3, 3)
popMisfitMACS(m1, S1, m2, S2)



cleanEx()
nameEx("predProb")
### * predProb

flush(stderr()); flush(stdout())

### Name: predProb
### Title: Function to get predicted probabilities from logistic regression
### Aliases: predProb

### ** Examples

# No example



cleanEx()
nameEx("printIfNotNull")
### * printIfNotNull

flush(stderr()); flush(stdout())

### Name: printIfNotNull
### Title: Provide basic summary of each object if that object is not NULL.
### Aliases: printIfNotNull

### ** Examples

# This function is not public

# AL <- simVector(rep(NA, 5), "0")
# printIfNotNull(AL, "Factor mean")



cleanEx()
nameEx("reassignNames")
### * reassignNames

flush(stderr()); flush(stdout())

### Name: reassignNames
### Title: Reassign the name of equality constraint
### Aliases: reassignNames

### ** Examples

# No example



cleanEx()
nameEx("reduceConstraint")
### * reduceConstraint

flush(stderr()); flush(stdout())

### Name: reduceConstraint
### Title: Reduce the model constraint to data generation parameterization
###   to analysis model parameterization.
### Aliases: reduceConstraint

### ** Examples

# No example



cleanEx()
nameEx("reduceMatrices")
### * reduceMatrices

flush(stderr()); flush(stdout())

### Name: reduceMatrices
### Title: Reduce the model constraint to data generation parameterization
###   to analysis model parameterization.
### Aliases: reduceMatrices

### ** Examples

# No example



cleanEx()
nameEx("revText")
### * revText

flush(stderr()); flush(stdout())

### Name: revText
### Title: Reverse the proportion value by subtracting it from 1
### Aliases: revText

### ** Examples

# This is a private function.

# revText(.96)
# revText("> .60")



cleanEx()
nameEx("run")
### * run

flush(stderr()); flush(stdout())

### Name: run
### Title: Run a particular object in 'simsem' package.
### Aliases: run run-methods run,ANY-method run,NullSimMatrix-method
###   run,NullSymMatrix-method run,NullSimVector-method
### Keywords: run

### ** Examples

n02 <- simNorm(0, 0.2)
run(n02)



cleanEx()
nameEx("runFit")
### * runFit

flush(stderr()); flush(stdout())

### Name: runFit
### Title: Build a Monte Carlo simulation that the data-generation
###   parameters are from the result of analyzing real data
### Aliases: runFit runFit-methods runFit,ANY-method runFit,SimModel-method
###   runFit,SimModelOut-method

### ** Examples

## Not run: 
##D library(lavaan)
##D loading <- matrix(0, 9, 3)
##D loading[1:3, 1] <- NA
##D loading[4:6, 2] <- NA
##D loading[7:9, 3] <- NA
##D model <- simParamCFA(LY=loading)
##D SimModel <- simModel(model, indLab=paste("x", 1:9, sep=""))
##D u2 <- simUnif(-0.2, 0.2)
##D loading.trivial <- matrix(NA, 9, 3)
##D loading.trivial[is.na(loading)] <- 0
##D LY.trivial <- simMatrix(loading.trivial, "u2")
##D mis <- simMisspecCFA(LY = LY.trivial)
##D Output <- runFit(SimModel, HolzingerSwineford1939, 5, mis)
##D summary(Output)
##D 
##D out <- run(SimModel, HolzingerSwineford1939)
##D Output2 <- runFit(out, HolzingerSwineford1939, 5, mis)
##D 
##D # Bollen-Stine Bootstrap
##D Output3 <- runFit(out, HolzingerSwineford1939, 5, modelBoot=TRUE)
##D 
##D # Bollen-Stine Bootstrap with trivial misspecification
##D Output4 <- runFit(out, HolzingerSwineford1939, 5, mis, modelBoot=TRUE)
##D 
##D # Example with multiple imputation
##D library(lavaan)
##D loading <- matrix(0, 11, 3)
##D loading[1:3, 1] <- NA
##D loading[4:7, 2] <- NA
##D loading[8:11, 3] <- NA
##D path <- matrix(0, 3, 3)
##D path[2:3, 1] <- NA
##D path[3, 2] <- NA
##D errorCov <- diag(NA, 11)
##D facCov <- diag(3)
##D param <- simParamSEM(LY=loading, BE=path, TE=errorCov, PS=facCov)
##D 
##D miss <- simMissing(pmMCAR=0.03, numImps=5)
##D usedData <- run(miss, PoliticalDemocracy)
##D 
##D model <- simModel(param, indLab=c(paste("x", 1:3, sep=""), paste("y", 1:8, sep="")))
##D out <- run(model, usedData, miss)
##D output <- runFit(model, usedData, 5, missModel=miss)
##D pValue(out, output)
## End(Not run)



cleanEx()
nameEx("runFitParam")
### * runFitParam

flush(stderr()); flush(stdout())

### Name: runFitParam
### Title: Build a parameter result object that the data-generation
###   parameters are from the result of analyzing real data
### Aliases: runFitParam runFitParam-methods runFitParam,ANY-method
###   runFitParam,SimModel-method runFitParam,SimModelOut-method

### ** Examples

library(lavaan)
loading <- matrix(0, 9, 3)
loading[1:3, 1] <- NA
loading[4:6, 2] <- NA
loading[7:9, 3] <- NA
model <- simParamCFA(LY=loading)
SimModel <- simModel(model, indLab=paste("x", 1:9, sep=""))
u2 <- simUnif(-0.2, 0.2)
loading.trivial <- matrix(NA, 9, 3)
loading.trivial[is.na(loading)] <- 0
LY.trivial <- simMatrix(loading.trivial, "u2")
mis <- simMisspecCFA(LY = LY.trivial)
Output <- runFitParam(SimModel, data=HolzingerSwineford1939, nRep=5, misspec=mis)
summary(Output)

out <- run(SimModel, HolzingerSwineford1939)
Output2 <- runFitParam(out, nRep=5, misspec=mis)



cleanEx()
nameEx("runLavaan")
### * runLavaan

flush(stderr()); flush(stdout())

### Name: runLavaan
### Title: Run data by the model object by the 'lavaan' package
### Aliases: runLavaan

### ** Examples

# No example



cleanEx()
nameEx("runMI")
### * runMI

flush(stderr()); flush(stdout())

### Name: runMI
### Title: Multiply impute and analyze data using lavaan
### Aliases: runMI

### ** Examples

##---- Should be DIRECTLY executable !! ----
##-- ==>  Define data, use random,
##--	or do  help(data=index)  for the standard data sets.

## The function is currently defined as
function(data.mat,data.model,imps) {
  #Impute missing data
  imputed.l<-imputeMissing(data.mat,imps)
  
  #Run models on each imputed data set
  #Does this give results from each dataset in the list?
  
  imputed.results<-result.object(imputed.l[[1]],sim.data.model,10)

  imputed.results <- lapply(imputed.l,result.object,data.model,1)
  comb.results<-MIpool(imputed.results,imps)
  
  return(comb.results)

  }



cleanEx()
nameEx("runMisspec")
### * runMisspec

flush(stderr()); flush(stdout())

### Name: runMisspec
### Title: Draw actual parameters and model misspecification
### Aliases: runMisspec

### ** Examples

# No example



cleanEx()
nameEx("runRep")
### * runRep

flush(stderr()); flush(stdout())

### Name: runRep
### Title: Run one replication within a big simulation study
### Aliases: runRep

### ** Examples

# No example



cleanEx()
nameEx("setOpenMxObject")
### * setOpenMxObject

flush(stderr()); flush(stdout())

### Name: setOpenMxObject
### Title: Rearrange starting values for 'OpenMx'
### Aliases: setOpenMxObject setOpenMxObject-methods
###   setOpenMxObject,ANY,ANY-method setOpenMxObject,vector,vector-method
###   setOpenMxObject,matrix,matrix-method
###   setOpenMxObject,SimParam,SimRSet-method

### ** Examples

# This function is not public

# parameter <- c(NA, NA, 0, 0)
# startingValues <- c(2, 5, 0, 0)
# setOpenMxObject(parameter, startingValues)



cleanEx()
nameEx("setPopulation")
### * setPopulation

flush(stderr()); flush(stdout())

### Name: setPopulation
### Title: Set the data generation population model underlying an object
### Aliases: setPopulation setPopulation-methods setPopulation,ANY-method

### ** Examples

# See each class for an example.



cleanEx()
nameEx("simBeta")
### * simBeta

flush(stderr()); flush(stdout())

### Name: simBeta
### Title: Create random beta distribution object
### Aliases: simBeta

### ** Examples

    b11 <- simBeta(1, 1)
    run(b11)



cleanEx()
nameEx("simBinom")
### * simBinom

flush(stderr()); flush(stdout())

### Name: simBinom
### Title: Create random binomial distribution object
### Aliases: simBinom

### ** Examples

    b55 <- simBinom(5, 0.5)
    run(b55)
	summary(b55)



cleanEx()
nameEx("simCauchy")
### * simCauchy

flush(stderr()); flush(stdout())

### Name: simCauchy
### Title: Create random Cauchy distribution object
### Aliases: simCauchy

### ** Examples

    c02 <- simCauchy(0, 2)
    run(c02)
	summary(c02)



cleanEx()
nameEx("simChisq")
### * simChisq

flush(stderr()); flush(stdout())

### Name: simChisq
### Title: Create random chi-squared distribution object
### Aliases: simChisq

### ** Examples

    chi5 <- simChisq(5)
    run(chi5)
	summary(chi5)



cleanEx()
nameEx("simData")
### * simData

flush(stderr()); flush(stdout())

### Name: simData
### Title: Create a Data object
### Aliases: simData simData-methods simData,ANY-method
###   simData,SimSet-method simData,SimModelOut-method
###   simData,SimRSet-method

### ** Examples

loading <- matrix(0, 6, 2)
loading[1:3, 1] <- NA
loading[4:6, 2] <- NA
loadingValues <- matrix(0, 6, 2)
loadingValues[1:3, 1] <- 0.7
loadingValues[4:6, 2] <- 0.7
LX <- simMatrix(loading, loadingValues)
latent.cor <- matrix(NA, 2, 2)
diag(latent.cor) <- 1
RPH <- symMatrix(latent.cor, 0.5)
error.cor <- matrix(0, 6, 6)
diag(error.cor) <- 1
RTD <- symMatrix(error.cor)
CFA.Model <- simSetCFA(LY = LX, RPS = RPH, RTE = RTD)
SimData <- simData(CFA.Model, 200)
summary(SimData)
run(SimData)

# With Misspecification Model
n01 <- simNorm(0, 0.1)
error.cor.Mis <- matrix(NA, 6, 6)
diag(error.cor.Mis) <- 1
RTD.Mis <- symMatrix(error.cor.Mis, "n01")
CFA.Model.Mis <- simMisspecCFA(RTD=RTD.Mis)
SimData <- simData(CFA.Model, 200, misspec=CFA.Model.Mis)
summary(SimData)
run(SimData)



cleanEx()
nameEx("simDataDist")
### * simDataDist

flush(stderr()); flush(stdout())

### Name: simDataDist
### Title: Create a data distribution object.
### Aliases: simDataDist

### ** Examples

loading <- matrix(0, 6, 1)
loading[1:6, 1] <- NA
LX <- simMatrix(loading, 0.7)
RPH <- symMatrix(diag(1))
RTD <- symMatrix(diag(6))
CFA.Model <- simSetCFA(LY = LX, RPS = RPH, RTE = RTD)
SimData <- simData(CFA.Model, 500)
SimModel <- simModel(CFA.Model)
# We make the examples running only 5 replications to save time.
# In reality, more replications are needed.
Output <- simResult(5, SimData, SimModel)
#summary(Output)



cleanEx()
nameEx("simEqualCon")
### * simEqualCon

flush(stderr()); flush(stdout())

### Name: simEqualCon
### Title: Equality Constraint Object
### Aliases: simEqualCon

### ** Examples

# Example 1: Single-group, one constraint
constraint <- matrix(0, 3, 2)
constraint[1,] <- c(1, 1)
constraint[2,] <- c(2, 1)
constraint[3,] <- c(3, 1)
rownames(constraint) <- rep("LY", 3)
equal.loading <- simEqualCon(constraint, modelType="SEM.exo")

# Example 2: Multiple-group, one constraint
group.con <- matrix(0, 2, 3)
group.con[1,] <- c(1, 2, 1)
group.con[2,] <- c(2, 2, 1)
rownames(group.con) <- rep("BE", 2)
equal.path <- simEqualCon(group.con, modelType="Path")

# Example 3: Single-group, multiple constraints
constraint1 <- matrix(1, 3, 2)
constraint1[,1] <- 1:3
rownames(constraint1) <- rep("LY", 3)
constraint2 <- matrix(2, 3, 2)
constraint2[,1] <- 4:6
rownames(constraint2) <- rep("LY", 3)
constraint3 <- matrix(3, 2, 2)
constraint3[,1] <- 7:8
rownames(constraint3) <- rep("LY", 2)
equal.loading2 <- simEqualCon(constraint1, constraint2, constraint3, modelType="SEM")
summary(equal.loading2)



cleanEx()
nameEx("simExp")
### * simExp

flush(stderr()); flush(stdout())

### Name: simExp
### Title: Create random exponential distribution object
### Aliases: simExp

### ** Examples

    exp2 <- simExp(2)
    run(exp2)
	summary(exp2)



cleanEx()
nameEx("simF")
### * simF

flush(stderr()); flush(stdout())

### Name: simF
### Title: Create random F distribution object
### Aliases: simF

### ** Examples

    f27 <- simF(2, 7)
    run(f27)
	summary(f27)



cleanEx()
nameEx("simFunction")
### * simFunction

flush(stderr()); flush(stdout())

### Name: simFunction
### Title: Create function object
### Aliases: simFunction

### ** Examples


n65 <- simNorm(0.6, 0.05)
u35 <- simUnif(0.3, 0.5)
u68 <- simUnif(0.6, 0.8)
u2 <- simUnif(-0.2, 0.2)
n1 <- simNorm(0, 0.1)

loading <- matrix(0, 9, 3)
loading[1:3, 1] <- NA
loading[4:6, 2] <- NA
loading[7:9, 3] <- NA
loading.start <- matrix("", 9, 3)
loading.start[1:3, 1] <- 0.7
loading.start[4:6, 2] <- 0.7
loading.start[7:9, 3] <- "u68"
LY <- simMatrix(loading, loading.start)

RTE <- symMatrix(diag(9))

factor.cor <- diag(3)
factor.cor[1, 2] <- factor.cor[2, 1] <- NA
RPS <- symMatrix(factor.cor, 0.5)

path <- matrix(0, 3, 3)
path[3, 1:2] <- NA
path.start <- matrix(0, 3, 3)
path.start[3, 1] <- "n65"
path.start[3, 2] <- "u35"
BE <- simMatrix(path, path.start)

datGen <- simSetSEM(BE=BE, LY=LY, RPS=RPS, RTE=RTE)

loading.trivial <- matrix(NA, 9, 3)
loading.trivial[is.na(loading)] <- 0
LY.trivial <- simMatrix(loading.trivial, "u2")

error.cor.trivial <- matrix(NA, 9, 9)
diag(error.cor.trivial) <- 0
RTE.trivial <- symMatrix(error.cor.trivial, "n1")

misGen <- simMisspecSEM(LY = LY.trivial, RTE = RTE.trivial)

Data.Mis <- simData(datGen, 300, misspec=misGen)

loading <- matrix(0, 12, 4)
loading[1:3, 1] <- NA
loading[4:6, 2] <- NA
loading[7:9, 4] <- NA
loading[10:12, 3] <- NA

path <- matrix(0, 4, 4)
path[4, 1:3] <- NA

analysis <- simParamSEM(BE=path, LY=loading)

Model <- simModel(analysis)

# Find the products of indicators
newFUN <- function(data, var1, var2, namesProd) {
	prod <- data[,var1] * data[,var2]
	colnames(prod) <- namesProd
	return(data.frame(data, prod))
}

fun <- simFunction(newFUN, var1=paste("y", 1:3, sep=""), var2=paste("y", 4:6, sep=""), namesProd=paste("y", 10:12, sep=""))

# Real simulation will need more than just 10 replications
Output <- simResult(10, Data.Mis, Model, objFunction=fun)
summary(Output)



cleanEx()
nameEx("simGamma")
### * simGamma

flush(stderr()); flush(stdout())

### Name: simGamma
### Title: Create random gamma distribution object
### Aliases: simGamma

### ** Examples

    g11 <- simGamma(1, 1)
    run(g11)
	summary(g11)



cleanEx()
nameEx("simGeom")
### * simGeom

flush(stderr()); flush(stdout())

### Name: simGeom
### Title: Create random geometric distribution object
### Aliases: simGeom

### ** Examples

    geom5 <- simGeom(0.05)
    run(geom5)
	summary(geom5)



cleanEx()
nameEx("simHyper")
### * simHyper

flush(stderr()); flush(stdout())

### Name: simHyper
### Title: Create random hypergeometric distribution object
### Aliases: simHyper

### ** Examples

    hyp <- simHyper(20, 5, 10)
    run(hyp)
	summary(hyp)



cleanEx()
nameEx("simLnorm")
### * simLnorm

flush(stderr()); flush(stdout())

### Name: simLnorm
### Title: Create random log normal distribution object
### Aliases: simLnorm

### ** Examples

    lognorm <- simLnorm(0, exp(1))
    run(lognorm)
	summary(lognorm)



cleanEx()
nameEx("simLogis")
### * simLogis

flush(stderr()); flush(stdout())

### Name: simLogis
### Title: Create random logistic distribution object
### Aliases: simLogis

### ** Examples

    logis <- simLogis(0, 1)
    run(logis)
	summary(logis)



cleanEx()
nameEx("simMatrix")
### * simMatrix

flush(stderr()); flush(stdout())

### Name: simMatrix
### Title: Create simMatrix that save free parameters and starting values,
###   as well as fixed values
### Aliases: simMatrix

### ** Examples

loading <- matrix(0, 6, 2)
loading[1:3, 1] <- NA
loading[4:6, 2] <- NA
loadingValues <- matrix(0, 6, 2)
loadingValues[1:3, 1] <- 0.7
loadingValues[4:6, 2] <- 0.7
LX <- simMatrix(loading, loadingValues)
summary(LX)
run(LX)

n65 <- simNorm(0.6, 0.05)
LY <- simMatrix(loading, "n65")
summary(LY)
run(LY)

start <- matrix(0, 6, 2)
start[1:3, 1] <- 0.7
start[4:6, 2] <- 0.7
ST <- simMatrix(value=start)



cleanEx()
nameEx("simMissing")
### * simMissing

flush(stderr()); flush(stdout())

### Name: simMissing
### Title: Construct a SimMissing object to create data with missingness
###   and analyze missing data.
### Aliases: simMissing

### ** Examples

	#Example of imposing 10% MCAR missing in all variables with no imputations (FIML method)
	Missing <- simMissing(pmMCAR=0.1)
	summary(Missing)
	
	loading <- matrix(0, 6, 1)
	loading[1:6, 1] <- NA
	LX <- simMatrix(loading, 0.7)
	RPH <- symMatrix(diag(1))
	RTD <- symMatrix(diag(6))
	CFA.Model <- simSetCFA(LY = LX, RPS = RPH, RTE = RTD)
	SimData <- simData(CFA.Model, 500)
	SimModel <- simModel(CFA.Model)
	
	#Create data
	dat <- run(SimData)
	
	#Impose missing
	dat <- run(Missing, dat)
	
	#Analyze data
	out <- run(SimModel, dat)
	summary(out)
	
	#Example to create simMissing object for 3 forms design at 3 timepoints with 10 imputations
	Missing <- simMissing(nforms=3, timePoints=3, numImps=10)




cleanEx()
nameEx("simMisspecCFA")
### * simMisspecCFA

flush(stderr()); flush(stdout())

### Name: simMisspecCFA
### Title: Set of model misspecification for CFA model.
### Aliases: simMisspecCFA

### ** Examples

n01 <- simNorm(0, 0.1)
error.cor.Mis <- matrix(NA, 6, 6)
diag(error.cor.Mis) <- 1
RTD.Mis <- symMatrix(error.cor.Mis, "n01")
CFA.Model.Mis <- simMisspecCFA(RTD=RTD.Mis)



cleanEx()
nameEx("simMisspecPath")
### * simMisspecPath

flush(stderr()); flush(stdout())

### Name: simMisspecPath
### Title: Set of model misspecification for Path analysis model.
### Aliases: simMisspecPath

### ** Examples

u1 <- simUnif(-0.1, 0.1)
mis.path.GA <- matrix(0, 2, 2)
mis.path.GA[2, 1:2] <- NA
mis.GA <- simMatrix(mis.path.GA, "u1")
Path.Mis.Model <- simMisspecPath(GA = mis.GA, exo=TRUE)



cleanEx()
nameEx("simMisspecSEM")
### * simMisspecSEM

flush(stderr()); flush(stdout())

### Name: simMisspecSEM
### Title: Set of model misspecification for SEM model.
### Aliases: simMisspecSEM

### ** Examples

u2 <- simUnif(-0.2, 0.2)
n1 <- simNorm(0, 0.1)
loading.X.trivial <- matrix(NA, 6, 2)
loading.X.trivial[is.na(loading.X.trivial)] <- 0
LX.trivial <- simMatrix(loading.X.trivial, "u2")
error.cor.X.trivial <- matrix(NA, 6, 6)
diag(error.cor.X.trivial) <- 0
RTD.trivial <- symMatrix(error.cor.X.trivial, "n1")
error.cor.Y.trivial <- matrix(NA, 2, 2)
diag(error.cor.Y.trivial) <- 0
RTE.trivial <- symMatrix(error.cor.Y.trivial, "n1")
RTH.trivial <- simMatrix(matrix(NA, 6, 2), "n1")
SEM.Mis.Model <- simMisspecSEM(LX = LX.trivial, RTE = RTE.trivial, RTD = RTD.trivial, RTH = RTH.trivial, exo=TRUE)



cleanEx()
nameEx("simModel")
### * simModel

flush(stderr()); flush(stdout())

### Name: simModel
### Title: Create a model object
### Aliases: simModel simModel-methods simModel,ANY-method
###   simModel,SimSet-method simModel,SimParam-method
###   simModel,SimModelOut-method

### ** Examples

loading <- matrix(0, 6, 2)
loading[1:3, 1] <- NA
loading[4:6, 2] <- NA
loadingValues <- matrix(0, 6, 2)
loadingValues[1:3, 1] <- 0.7
loadingValues[4:6, 2] <- 0.7
LX <- simMatrix(loading, loadingValues)
latent.cor <- matrix(NA, 2, 2)
diag(latent.cor) <- 1
RPH <- symMatrix(latent.cor, 0.5)
error.cor <- matrix(0, 6, 6)
diag(error.cor) <- 1
RTD <- symMatrix(error.cor)
CFA.Model <- simSetCFA(LX = LX, RPH = RPH, RTD = RTD)
SimModel <- simModel(CFA.Model)

library(lavaan)
loading <- matrix(0, 9, 3)
loading[1:3, 1] <- NA
loading[4:6, 2] <- NA
loading[7:9, 3] <- NA
HS.Model <- simParamCFA(LX = loading)
SimModel <- simModel(HS.Model, indLab=paste("x", 1:9, sep=""))
out <- run(SimModel, HolzingerSwineford1939)
summary(out)



cleanEx()
nameEx("simNbinom")
### * simNbinom

flush(stderr()); flush(stdout())

### Name: simNbinom
### Title: Create random negative binomial distribution object
### Aliases: simNbinom

### ** Examples

    nbinom <- simNbinom(5, 0.25)
    run(nbinom)
	summary(nbinom)



cleanEx()
nameEx("simNorm")
### * simNorm

flush(stderr()); flush(stdout())

### Name: simNorm
### Title: Create random normal distribution object
### Aliases: simNorm

### ** Examples

    n02 <- simNorm(0, 0.2)
    run(n02)
	summary(n02)



cleanEx()
nameEx("simParamCFA")
### * simParamCFA

flush(stderr()); flush(stdout())

### Name: simParamCFA
### Title: Create a set of matrices of parameters for analyzing data that
###   belongs to CFA model.
### Aliases: simParamCFA

### ** Examples

loading <- matrix(0, 6, 2)
loading[1:3, 1] <- NA
loading[4:6, 2] <- NA
CFA.Model <- simParamCFA(LX = loading)



cleanEx()
nameEx("simParamPath")
### * simParamPath

flush(stderr()); flush(stdout())

### Name: simParamPath
### Title: Create a set of matrices of parameters for analyzing data that
###   belongs to Path analysis model
### Aliases: simParamPath

### ** Examples
 
path <- matrix(0, 4, 4)
path[3, 1:2] <- NA
path[4, 3] <- NA
model <- simParamPath(BE=path)

exoPath <- matrix(NA, 3, 2)
model2 <- simParamPath(GA=exoPath, exo=TRUE)



cleanEx()
nameEx("simParamSEM")
### * simParamSEM

flush(stderr()); flush(stdout())

### Name: simParamSEM
### Title: Create a set of matrices of parameters for analyzing data that
###   belongs to SEM model
### Aliases: simParamSEM

### ** Examples

loading <- matrix(0, 8, 3)
loading[1:3, 1] <- NA
loading[4:6, 2] <- NA
loading[7:8, 3] <- NA
path <- matrix(0, 3, 3)
path[3, 1:2] <- NA
SEM.model <- simParamSEM(BE=path, LY=loading)

loading.X <- matrix(0, 6, 2)
loading.X[1:3, 1] <- NA
loading.X[4:6, 2] <- NA
loading.Y <- matrix(NA, 2, 1)
path.GA <- matrix(NA, 1, 2)
BE <- as.matrix(0)
SEM.Exo.model <- simParamSEM(GA=path.GA, BE=BE, LX=loading.X, LY=loading.Y, exo=TRUE)



cleanEx()
nameEx("simPois")
### * simPois

flush(stderr()); flush(stdout())

### Name: simPois
### Title: Create random Poisson distribution object
### Aliases: simPois

### ** Examples

    pois5 <- simPois(5)
    run(pois5)
	summary(pois5)



cleanEx()
nameEx("simResult")
### * simResult

flush(stderr()); flush(stdout())

### Name: simResult
### Title: Create simResult.
### Aliases: simResult

### ** Examples

## Not run: 
##D loading <- matrix(0, 6, 1)
##D loading[1:6, 1] <- NA
##D LX <- simMatrix(loading, 0.7)
##D RPH <- symMatrix(diag(1))
##D RTD <- symMatrix(diag(6))
##D CFA.Model <- simSetCFA(LY = LX, RPS = RPH, RTE = RTD)
##D SimData <- simData(CFA.Model, 500)
##D SimModel <- simModel(CFA.Model)
##D # We make the examples running only 5 replications to save time.
##D # In reality, more replications are needed.
##D Output <- simResult(5, SimData, SimModel)
##D summary(Output)
##D 
##D # Specify Sample Size by n
##D loading <- matrix(0, 6, 1)
##D loading[1:6, 1] <- NA
##D LX <- simMatrix(loading, 0.7)
##D RPH <- symMatrix(diag(1))
##D RTD <- symMatrix(diag(6))
##D CFA.Model <- simSetCFA(LY = LX, RPS = RPH, RTE = RTD)
##D SimData <- simData(CFA.Model, 500)
##D SimModel <- simModel(CFA.Model)
##D # We make the examples running only 5 replications to save time.
##D # In reality, more replications are needed.
##D Output <- simResult(NULL, SimData, SimModel, n=seq(50, 100, 10))
##D summary(Output)
##D 
##D # Specify both sample size and percent missing completely at random
##D Output <- simResult(NULL, SimData, SimModel, n=seq(50, 100, 10), pmMCAR=c(0, 0.1, 0.2))
##D summary(Output)
##D 
##D # Use distribution object on sample size and percent completely at random
##D n <- simUnif(100, 500)
##D pmMCAR <- simUnif(0, 0.1)
##D Output <- simResult(5, SimData, SimModel, n=n, pmMCAR=pmMCAR)
## End(Not run)



cleanEx()
nameEx("simResultParam")
### * simResultParam

flush(stderr()); flush(stdout())

### Name: simResultParam
### Title: The constructor of the parameter result object
### Aliases: simResultParam

### ** Examples

u35 <- simUnif(0.3, 0.5)
u57 <- simUnif(0.5, 0.7)
u1 <- simUnif(-0.1, 0.1)
n31 <- simNorm(0.3, 0.1)

path.BE <- matrix(0, 4, 4)
path.BE[3, 1:2] <- NA
path.BE[4, 3] <- NA
starting.BE <- matrix("", 4, 4)
starting.BE[3, 1:2] <- "u35"
starting.BE[4, 3] <- "u57"
BE <- simMatrix(path.BE, starting.BE)

residual.error <- diag(4)
residual.error[1,2] <- residual.error[2,1] <- NA
RPS <- symMatrix(residual.error, "n31")

ME <- simVector(rep(NA, 4), 0)

Path.Model <- simSetPath(RPS = RPS, BE = BE, ME = ME)

mis.path.BE <- matrix(0, 4, 4)
mis.path.BE[4, 1:2] <- NA
mis.BE <- simMatrix(mis.path.BE, "u1")
Path.Mis.Model <- simMisspecPath(BE = mis.BE, misfitType="rmsea")

# The number of replications in actual analysis should be much more than 5
ParamObject <- simResultParam(5, Path.Model, Path.Mis.Model)

# Specify the range of misfits to select the set of misspecified parameters
Path.Mis.Model2 <- simMisspecPath(BE = mis.BE, misfitType="rmsea", misfitBound=c(0.05, 0.08))
ParamObject2 <- simResultParam(5, Path.Model, Path.Mis.Model2)

# Find the maximum misspecification for each actual parameter
Path.Mis.Model3 <- simMisspecPath(BE = mis.BE, misfitType="rmsea", optMisfit="max", numIter=10)
ParamObject3 <- simResultParam(5, Path.Model, Path.Mis.Model3)



cleanEx()
nameEx("simSetCFA")
### * simSetCFA

flush(stderr()); flush(stdout())

### Name: simSetCFA
### Title: Create a set of matrices of parameter and parameter values to
###   generate and analyze data that belongs to CFA model.
### Aliases: simSetCFA

### ** Examples

loading <- matrix(0, 6, 2)
loading[1:3, 1] <- NA
loading[4:6, 2] <- NA
loadingValues <- matrix(0, 6, 2)
loadingValues[1:3, 1] <- 0.7
loadingValues[4:6, 2] <- 0.7
LX <- simMatrix(loading, loadingValues)
summary(LX)

latent.cor <- matrix(NA, 2, 2)
diag(latent.cor) <- 1
RPH <- symMatrix(latent.cor, 0.5)

error.cor <- matrix(0, 6, 6)
diag(error.cor) <- 1
RTD <- symMatrix(error.cor)

CFA.Model <- simSetCFA(LX = LX, RPH = RPH, RTD = RTD)



cleanEx()
nameEx("simSetPath")
### * simSetPath

flush(stderr()); flush(stdout())

### Name: simSetPath
### Title: Create a set of matrices of parameter and parameter values to
###   generate and analyze data that belongs to Path analysis model
### Aliases: simSetPath

### ** Examples
 
u35 <- simUnif(0.3, 0.5)
u57 <- simUnif(0.5, 0.7)
u1 <- simUnif(-0.1, 0.1)
n31 <- simNorm(0.3, 0.1)

path.BE <- matrix(0, 4, 4)
path.BE[3, 1:2] <- NA
path.BE[4, 3] <- NA
starting.BE <- matrix("", 4, 4)
starting.BE[3, 1:2] <- "u35"
starting.BE[4, 3] <- "u57"
BE <- simMatrix(path.BE, starting.BE)

residual.error <- diag(4)
residual.error[1,2] <- residual.error[2,1] <- NA
RPS <- symMatrix(residual.error, "n31")

Path.Model <- simSetPath(RPS = RPS, BE = BE)

u35 <- simUnif(0.3, 0.5)
u57 <- simUnif(0.5, 0.7)
u1 <- simUnif(-0.1, 0.1)
n31 <- simNorm(0.3, 0.1)

path.GA <- matrix(0, 2, 2)
path.GA[1, 1:2] <- NA
GA <- simMatrix(path.GA, "u35")

path.BE <- matrix(0, 2, 2)
path.BE[2, 1] <- NA
BE <- simMatrix(path.BE, "u57")

exo.cor <- matrix(NA, 2, 2)
diag(exo.cor) <- 1
RPH <- symMatrix(exo.cor, "n31")

RPS <- symMatrix(diag(2))

Path.Exo.Model <- simSetPath(RPS = RPS, BE = BE, RPH = RPH, GA = GA, exo=TRUE)



cleanEx()
nameEx("simSetSEM")
### * simSetSEM

flush(stderr()); flush(stdout())

### Name: simSetSEM
### Title: Create a set of matrices of parameter and parameter values to
###   generate and analyze data that belongs to SEM model
### Aliases: simSetSEM

### ** Examples

u35 <- simUnif(0.3, 0.5)
u68 <- simUnif(0.6, 0.8)
n65 <- simNorm(0.6, 0.05)
loading <- matrix(0, 8, 3)
loading[1:3, 1] <- NA
loading[4:6, 2] <- NA
loading[7:8, 3] <- NA
loading.start <- matrix("", 8, 3)
loading.start[1:3, 1] <- 0.7
loading.start[4:6, 2] <- 0.7
loading.start[7:8, 3] <- "u68"
LY <- simMatrix(loading, loading.start)

RTE <- symMatrix(diag(8))

factor.cor <- diag(3)
factor.cor[1, 2] <- factor.cor[2, 1] <- NA
RPS <- symMatrix(factor.cor, 0.5)

path <- matrix(0, 3, 3)
path[3, 1:2] <- NA
path.start <- matrix(0, 3, 3)
path.start[3, 1] <- "n65"
path.start[3, 2] <- "u35"
BE <- simMatrix(path, path.start)

SEM.model <- simSetSEM(BE=BE, LY=LY, RPS=RPS, RTE=RTE)

loading.X <- matrix(0, 6, 2)
loading.X[1:3, 1] <- NA
loading.X[4:6, 2] <- NA
LX <- simMatrix(loading.X, 0.7)

loading.Y <- matrix(NA, 2, 1)
LY <- simMatrix(loading.Y, "u68")

RTD <- symMatrix(diag(6))

RTE <- symMatrix(diag(2))

factor.K.cor <- matrix(NA, 2, 2)
diag(factor.K.cor) <- 1
RPH <- symMatrix(factor.K.cor, 0.5)

RPS <- symMatrix(as.matrix(1))

path.GA <- matrix(NA, 1, 2)
path.GA.start <- matrix(c("n65", "u35"), ncol=2)
GA <- simMatrix(path.GA, path.GA.start)

BE <- simMatrix(as.matrix(0))

SEM.Exo.model <- simSetSEM(GA=GA, BE=BE, LX=LX, LY=LY, RPH=RPH, RPS=RPS, RTD=RTD, RTE=RTE, exo=TRUE)



cleanEx()
nameEx("simT")
### * simT

flush(stderr()); flush(stdout())

### Name: simT
### Title: Create random t distribution object
### Aliases: simT

### ** Examples

    nct82 <- simT(8, ncp=2)
    run(nct82)
	summary(nct82)



cleanEx()
nameEx("simUnif")
### * simUnif

flush(stderr()); flush(stdout())

### Name: simUnif
### Title: Create random uniform distribution object
### Aliases: simUnif

### ** Examples

u1 <- simUnif(-0.1, 0.1)
run(u1)
summary(u1)



cleanEx()
nameEx("simVector")
### * simVector

flush(stderr()); flush(stdout())

### Name: simVector
### Title: Create simVector that save free parameters and starting values,
###   as well as fixed values
### Aliases: simVector

### ** Examples

factor.mean <- rep(NA, 4)
AL <- simVector(factor.mean, 0)

n02 <- simNorm(0, 0.2)
factor.start <- rep("n02", 4)
KA <- simVector(factor.mean, factor.start)

start <- c(2, 0, 0, 1)
VE <- simVector(value=start)



cleanEx()
nameEx("simWeibull")
### * simWeibull

flush(stderr()); flush(stdout())

### Name: simWeibull
### Title: Create random Weibull distribution object
### Aliases: simWeibull

### ** Examples

    exWeibull <- simWeibull(2, 100)
    run(exWeibull)
	summary(exWeibull)



cleanEx()
nameEx("skew")
### * skew

flush(stderr()); flush(stdout())

### Name: skew
### Title: Find skewness
### Aliases: skew skew-methods skew,vector-method

### ** Examples

skew(1:5)



cleanEx()
nameEx("sortList")
### * sortList

flush(stderr()); flush(stdout())

### Name: sortList
### Title: Sort two objects in a list
### Aliases: sortList

### ** Examples

# No example



cleanEx()
nameEx("standardize")
### * standardize

flush(stderr()); flush(stdout())

### Name: standardize
### Title: Standardize the parameter estimates within an object
### Aliases: standardize standardize-methods standardize,ANY-method
###   standardize,SimModelOut-method standardize,SimRSet-method

### ** Examples

# This function is not public.

# loading <- matrix(0, 6, 2)
# loading[1:3, 1] <- NA
# loading[4:6, 2] <- NA
# loadingValues <- matrix(0, 6, 2)
# loadingValues[1:3, 1] <- 0.7
# loadingValues[4:6, 2] <- 0.7
# LX <- simMatrix(loading, loadingValues)
# summary(LX)
# latent.cor <- matrix(NA, 2, 2)
# diag(latent.cor) <- 1
# PH <- symMatrix(latent.cor, 0.5)
# error.cor <- matrix(0, 6, 6)
# diag(error.cor) <- 1
# TD <- symMatrix(error.cor)
# CFA.Model <- simSetCFA(LX = LX, PH = PH, TD = TD)
# SimData <- simData(CFA.Model, 200)
# SimModel <- simModel(CFA.Model)
# standardize(run(SimModel, run(SimData)))

# loading <- matrix(0, 6, 2)
# loading[1:3, 1] <- NA
# loading[4:6, 2] <- NA
# loadingValues <- matrix(0, 6, 2)
# loadingValues[1:3, 1] <- 0.7
# loadingValues[4:6, 2] <- 0.7
# LX <- simMatrix(loading, loadingValues)
# summary(LX)
# latent.cor <- matrix(NA, 2, 2)
# diag(latent.cor) <- 1
# PH <- symMatrix(latent.cor, 0.5)
# error.cor <- matrix(0, 6, 6)
# diag(error.cor) <- 1
# TD <- symMatrix(error.cor)
# CFA.Model <- simSetCFA(LX = LX, PH = PH, TD = TD)
# set <- reduceMatrices(run(CFA.Model))



cleanEx()
nameEx("startingValues")
### * startingValues

flush(stderr()); flush(stdout())

### Name: startingValues
### Title: Find starting values by averaging random numbers
### Aliases: startingValues startingValues-methods
###   startingValues,ANY-method startingValues,SimMatrix-method
###   startingValues,SimVector-method startingValues,SimSet-method

### ** Examples

# This function is not public

#u89 <- simUnif(0.8, 0.9)
#loading <- matrix(0, 6, 2)
#loading[1:3, 1] <- NA
#loading[4:6, 2] <- NA
#loadingValues <- matrix(0, 6, 2)
#LX <- simMatrix(loading, "u89")
#startingValues(LX, 10)

#u89 <- simUnif(0.8, 0.9)
#loading <- matrix(0, 6, 2)
#loading[1:3, 1] <- NA
#loading[4:6, 2] <- NA
#loadingValues <- matrix(0, 6, 2)
#LX <- simMatrix(loading, "u89")
#latent.cor <- matrix(NA, 2, 2)
#diag(latent.cor) <- 1
#PH <- symMatrix(latent.cor, 0.5)
#error.cor <- matrix(0, 6, 6)
#diag(error.cor) <- 1
#TD <- symMatrix(error.cor)
#CFA.Model <- simSetCFA(LX = LX, PH = PH, TD = TD)
#result <- startingValues(CFA.Model, 10)
#summary(result)



cleanEx()
nameEx("subtractObject")
### * subtractObject

flush(stderr()); flush(stdout())

### Name: subtractObject
### Title: Make a subtraction of each element in an object
### Aliases: subtractObject subtractObject-methods
###   subtractObject,ANY,ANY-method subtractObject,SimRSet,SimRSet-method

### ** Examples

# This function is not public

#u89 <- simUnif(0.8, 0.9)
#loading <- matrix(0, 6, 2)
#loading[1:3, 1] <- NA
#loading[4:6, 2] <- NA
#loadingValues <- matrix(0, 6, 2)
#LX <- simMatrix(loading, "u89")
#startingValues(LX, 10)

#u89 <- simUnif(0.8, 0.9)
#loading <- matrix(0, 6, 2)
#loading[1:3, 1] <- NA
#loading[4:6, 2] <- NA
#loadingValues <- matrix(0, 6, 2)
#LX <- simMatrix(loading, "u89")
#latent.cor <- matrix(NA, 2, 2)
#diag(latent.cor) <- 1
#PH <- symMatrix(latent.cor, 0.5)
#error.cor <- matrix(0, 6, 6)
#diag(error.cor) <- 1
#TD <- symMatrix(error.cor)
#CFA.Model <- simSetCFA(LX = LX, PH = PH, TD = TD)
#result <- startingValues(CFA.Model, 10)
#summary(result)



cleanEx()
nameEx("summaryFit")
### * summaryFit

flush(stderr()); flush(stdout())

### Name: summaryFit
### Title: Provide summary of model fit across replications
### Aliases: summaryFit summaryFit-methods summaryFit,ANY-method
###   summaryFit,SimResult-method summaryFit,SimResultParam-method

### ** Examples

loading <- matrix(0, 6, 1)
loading[1:6, 1] <- NA
LX <- simMatrix(loading, 0.7)
RPH <- symMatrix(diag(1))
RTD <- symMatrix(diag(6))
CFA.Model <- simSetCFA(LY = LX, RPS = RPH, RTE = RTD)
SimData <- simData(CFA.Model, 500)
SimModel <- simModel(CFA.Model)
# We make the examples running only 5 replications to save time.
# In reality, more replications are needed.
Output <- simResult(5, SimData, SimModel)
summaryFit(Output)
summaryFit(Output, detail=TRUE)



cleanEx()
nameEx("summaryMisspec")
### * summaryMisspec

flush(stderr()); flush(stdout())

### Name: summaryMisspec
### Title: Provide summary of model misspecification imposed across
###   replications
### Aliases: summaryMisspec summaryMisspec-methods
###   summaryMisspec,ANY-method summaryMisspec,SimResultParam-method

### ** Examples

u35 <- simUnif(0.3, 0.5)
u57 <- simUnif(0.5, 0.7)
u1 <- simUnif(-0.1, 0.1)
n31 <- simNorm(0.3, 0.1)

path.BE <- matrix(0, 4, 4)
path.BE[3, 1:2] <- NA
path.BE[4, 3] <- NA
starting.BE <- matrix("", 4, 4)
starting.BE[3, 1:2] <- "u35"
starting.BE[4, 3] <- "u57"
BE <- simMatrix(path.BE, starting.BE)

residual.error <- diag(4)
residual.error[1,2] <- residual.error[2,1] <- NA
RPS <- symMatrix(residual.error, "n31")

ME <- simVector(rep(NA, 4), 0)

Path.Model <- simSetPath(RPS = RPS, BE = BE, ME = ME)

mis.path.BE <- matrix(0, 4, 4)
mis.path.BE[4, 1:2] <- NA
mis.BE <- simMatrix(mis.path.BE, "u1")
Path.Mis.Model <- simMisspecPath(BE = mis.BE, misfitType="rmsea")

# The number of replications in actual analysis should be much more than 5
ParamObject <- simResultParam(5, Path.Model, Path.Mis.Model)

summaryMisspec(ParamObject)



cleanEx()
nameEx("summaryParam")
### * summaryParam

flush(stderr()); flush(stdout())

### Name: summaryParam
### Title: Provide summary of parameter estimates and standard error across
###   replications
### Aliases: summaryParam summaryParam-methods summaryParam,ANY-method
###   summaryParam,SimResult-method summaryParam,SimModelOut-method
###   summaryParam,SimModelMIOut-method

### ** Examples

showClass("SimResult")
loading <- matrix(0, 6, 1)
loading[1:6, 1] <- NA
LX <- simMatrix(loading, 0.7)
RPH <- symMatrix(diag(1))
RTD <- symMatrix(diag(6))
CFA.Model <- simSetCFA(LY = LX, RPS = RPH, RTE = RTD)
SimData <- simData(CFA.Model, 500)
SimModel <- simModel(CFA.Model)
# We make the examples running only 5 replications to save time.
# In reality, more replications are needed.
Output <- simResult(5, SimData, SimModel)
summaryParam(Output)
summaryParam(Output, detail=TRUE)



cleanEx()
nameEx("summaryPopulation")
### * summaryPopulation

flush(stderr()); flush(stdout())

### Name: summaryPopulation
### Title: Summarize the data generation population model underlying an
###   object
### Aliases: summaryPopulation summaryPopulation-methods
###   summaryPopulation,ANY-method

### ** Examples

# See each class for an example.



cleanEx()
nameEx("summaryShort")
### * summaryShort

flush(stderr()); flush(stdout())

### Name: summaryShort
### Title: Provide short summary of an object.
### Aliases: summaryShort summaryShort-methods summaryShort,ANY-method
###   summaryShort,vector-method summaryShort,matrix-method

### ** Examples

u89 <- simUnif(0.8, 0.9)
loading <- matrix(0, 6, 2)
loading[1:3, 1] <- NA
loading[4:6, 2] <- NA
loadingValues <- matrix(0, 6, 2)
LX <- simMatrix(loading, "u89")
summaryShort(LX)



cleanEx()
nameEx("symMatrix")
### * symMatrix

flush(stderr()); flush(stdout())

### Name: symMatrix
### Title: Create symmetric simMatrix that save free parameters and
###   starting values, as well as fixed values
### Aliases: symMatrix

### ** Examples

latent.cor <- matrix(NA, 3, 3)
diag(latent.cor) <- 1
RPH <- symMatrix(latent.cor, 0.5)

u46 <- simUnif(0.4, 0.6)
factor.cor <- matrix(NA, 4, 4)
diag(factor.cor) <- 1
factor.cor.start <- matrix("u46", 4, 4)
factor.cor.start[1, 2] <- factor.cor.start[2, 1] <- "0.5"
RPS <- symMatrix(factor.cor, factor.cor.start)

start <- diag(4)
start[1, 2] <- 0.5
start[2, 1] <- 0.5
ST <- symMatrix(value=start)



cleanEx()
nameEx("tagHeaders")
### * tagHeaders

flush(stderr()); flush(stdout())

### Name: tagHeaders
### Title: Tag names to each element
### Aliases: tagHeaders tagHeaders-methods tagHeaders,ANY-method
###   tagHeaders,VirtualRSet-method

### ** Examples

# No example



cleanEx()
nameEx("toFunction")
### * toFunction

flush(stderr()); flush(stdout())

### Name: toFunction
### Title: Export the distribution object to a function command in text
###   that can be evaluated directly.
### Aliases: toFunction toFunction-methods toFunction,ANY-method

### ** Examples

u2 <- simUnif(-0.2, 0.2)
toFunction(u2)



cleanEx()
nameEx("toSimSet")
### * toSimSet

flush(stderr()); flush(stdout())

### Name: toSimSet
### Title: Transform the analysis model object into the object for data
###   generation
### Aliases: toSimSet toSimSet-methods toSimSet,ANY-method
###   toSimSet,SimRSet-method toSimSet,SimModelOut-method

### ** Examples

# This function is not public.

# library(lavaan)
# hs <- HolzingerSwineford1939
# loading <- matrix(0, 9, 3)
# loading[1:3, 1] <- NA
# loading[4:6, 2] <- NA
# loading[7:9, 3] <- NA
# model <- simParamCFA(LY=loading)
# SimModel <- simModel(model, indLab=paste("x", 1:9, sep=""))
# out <- run(SimModel, hs)
# set <- toSimSet(out)



cleanEx()
nameEx("twoTailedPValue")
### * twoTailedPValue

flush(stderr()); flush(stdout())

### Name: twoTailedPValue
### Title: Find two-tailed _p_ value from one-tailed _p_ value
### Aliases: twoTailedPValue

### ** Examples

# No example



cleanEx()
nameEx("validateCovariance")
### * validateCovariance

flush(stderr()); flush(stdout())

### Name: validateCovariance
### Title: Validate whether all elements provides a good covariance matrix
### Aliases: validateCovariance

### ** Examples

# No example



cleanEx()
nameEx("validateObject")
### * validateObject

flush(stderr()); flush(stdout())

### Name: validateObject
### Title: Validate whether the drawn parameters are good.
### Aliases: validateObject

### ** Examples

# No example



cleanEx()
nameEx("validatePath")
### * validatePath

flush(stderr()); flush(stdout())

### Name: validatePath
### Title: Validate whether the regression coefficient (or loading) matrix
###   is good
### Aliases: validatePath

### ** Examples

# No example



cleanEx()
nameEx("vectorizeObject")
### * vectorizeObject

flush(stderr()); flush(stdout())

### Name: vectorizeObject
### Title: Change an object to a vector with labels
### Aliases: vectorizeObject vectorizeObject-methods
###   vectorizeObject,ANY,ANY-method vectorizeObject,vector,vector-method
###   vectorizeObject,matrix,matrix-method
###   vectorizeObject,VirtualRSet,SimLabels-method
###   vectorizeObject,MatrixSet,SimGenLabels-method

### ** Examples

# No example



cleanEx()
nameEx("weightedMean")
### * weightedMean

flush(stderr()); flush(stdout())

### Name: weightedMean
### Title: Calculate the weighted mean of a variable
### Aliases: weightedMean

### ** Examples

# This function is not public

# weightedMean(1:5, c(1,1,1,1,2))



cleanEx()
nameEx("whichMonotonic")
### * whichMonotonic

flush(stderr()); flush(stdout())

### Name: whichMonotonic
### Title: Extract a part of a vector that is monotonically increasing or
###   decreasing
### Aliases: whichMonotonic

### ** Examples

# This is a private function.

# whichMonotonic(c(3, 4, 1, 2, 3, 5, 2, 1))



cleanEx()
nameEx("writeLavaanCode")
### * writeLavaanCode

flush(stderr()); flush(stdout())

### Name: writeLavaanCode
### Title: Write a lavaan code given the matrices of free parameter
### Aliases: writeLavaanCode

### ** Examples

# No example



cleanEx()
nameEx("writeLavaanConstraint")
### * writeLavaanConstraint

flush(stderr()); flush(stdout())

### Name: writeLavaanConstraint
### Title: Write a lavaan code for a given set of equality constraints
### Aliases: writeLavaanConstraint

### ** Examples

# No example



cleanEx()
nameEx("writeLavaanIndividualConstraint")
### * writeLavaanIndividualConstraint

flush(stderr()); flush(stdout())

### Name: writeLavaanIndividualConstraint
### Title: Write a lavaan code for a given equality constraint for each
###   parameter
### Aliases: writeLavaanIndividualConstraint

### ** Examples

# No example



cleanEx()
nameEx("writeLavaanNullCode")
### * writeLavaanNullCode

flush(stderr()); flush(stdout())

### Name: writeLavaanNullCode
### Title: Write a lavaan code for a null model
### Aliases: writeLavaanNullCode

### ** Examples

# No example



### * <FOOTER>
###
cat("Time elapsed: ", proc.time() - get("ptime", pos = 'CheckExEnv'),"\n")
grDevices::dev.off()
###
### Local variables: ***
### mode: outline-minor ***
### outline-regexp: "\\(> \\)?### [*]+" ***
### End: ***
quit('no')
